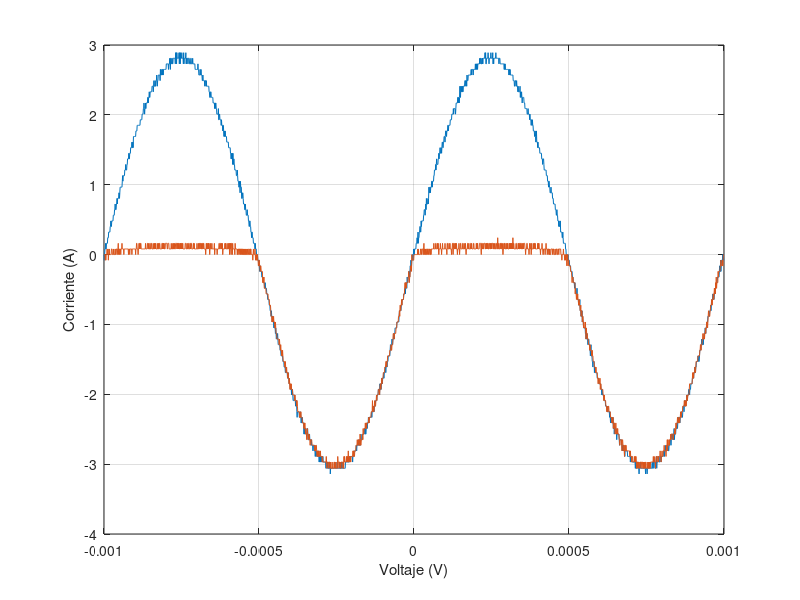

Recreate this plot in MATLAB.
t=[-1.00E-03
-9.99E-04
-9.98E-04
-9.97E-04
-9.96E-04
-9.95E-04
-9.94E-04
-9.93E-04
-9.92E-04
-9.91E-04
-9.90E-04
-9.89E-04
-9.88E-04
-9.87E-04
-9.86E-04
-9.85E-04
-9.84E-04
-9.83E-04
-9.82E-04
-9.81E-04
-9.80E-04
-9.79E-04
-9.78E-04
-9.77E-04
-9.76E-04
-9.75E-04
-9.74E-04
-9.73E-04
-9.72E-04
-9.71E-04
-9.70E-04
-9.69E-04
-9.68E-04
-9.67E-04
-9.66E-04
-9.65E-04
-9.64E-04
-9.63E-04
-9.62E-04
-9.61E-04
-9.60E-04
-9.59E-04
-9.58E-04
-9.57E-04
-9.56E-04
-9.55E-04
-9.54E-04
-9.53E-04
-9.52E-04
-9.51E-04
-9.50E-04
-9.49E-04
-9.48E-04
-9.47E-04
-9.46E-04
-9.45E-04
-9.44E-04
-9.43E-04
-9.42E-04
-9.41E-04
-9.40E-04
-9.39E-04
-9.38E-04
-9.37E-04
-9.36E-04
-9.35E-04
-9.34E-04
-9.33E-04
-9.32E-04
-9.31E-04
-9.30E-04
-9.29E-04
-9.28E-04
-9.27E-04
-9.26E-04
-9.25E-04
-9.24E-04
-9.23E-04
-9.22E-04
-9.21E-04
-9.20E-04
-9.19E-04
-9.18E-04
-9.17E-04
-9.16E-04
-9.15E-04
-9.14E-04
-9.13E-04
-9.12E-04
-9.11E-04
-9.10E-04
-9.09E-04
-9.08E-04
-9.07E-04
-9.06E-04
-9.05E-04
-9.04E-04
-9.03E-04
-9.02E-04
-9.01E-04
-9.00E-04
-8.99E-04
-8.98E-04
-8.97E-04
-8.96E-04
-8.95E-04
-8.94E-04
-8.93E-04
-8.92E-04
-8.91E-04
-8.90E-04
-8.89E-04
-8.88E-04
-8.87E-04
-8.86E-04
-8.85E-04
-8.84E-04
-8.83E-04
-8.82E-04
-8.81E-04
-8.80E-04
-8.79E-04
-8.78E-04
-8.77E-04
-8.76E-04
-8.75E-04
-8.74E-04
-8.73E-04
-8.72E-04
-8.71E-04
-8.70E-04
-8.69E-04
-8.68E-04
-8.67E-04
-8.66E-04
-8.65E-04
-8.64E-04
-8.63E-04
-8.62E-04
-8.61E-04
-8.60E-04
-8.59E-04
-8.58E-04
-8.57E-04
-8.56E-04
-8.55E-04
-8.54E-04
-8.53E-04
-8.52E-04
-8.51E-04
-8.50E-04
-8.49E-04
-8.48E-04
-8.47E-04
-8.46E-04
-8.45E-04
-8.44E-04
-8.43E-04
-8.42E-04
-8.41E-04
-8.40E-04
-8.39E-04
-8.38E-04
-8.37E-04
-8.36E-04
-8.35E-04
-8.34E-04
-8.33E-04
-8.32E-04
-8.31E-04
-8.30E-04
-8.29E-04
-8.28E-04
-8.27E-04
-8.26E-04
-8.25E-04
-8.24E-04
-8.23E-04
-8.22E-04
-8.21E-04
-8.20E-04
-8.19E-04
-8.18E-04
-8.17E-04
-8.16E-04
-8.15E-04
-8.14E-04
-8.13E-04
-8.12E-04
-8.11E-04
-8.10E-04
-8.09E-04
-8.08E-04
-8.07E-04
-8.06E-04
-8.05E-04
-8.04E-04
-8.03E-04
-8.02E-04
-8.01E-04
-8.00E-04
-7.99E-04
-7.98E-04
-7.97E-04
-7.96E-04
-7.95E-04
-7.94E-04
-7.93E-04
-7.92E-04
-7.91E-04
-7.90E-04
-7.89E-04
-7.88E-04
-7.87E-04
-7.86E-04
-7.85E-04
-7.84E-04
-7.83E-04
-7.82E-04
-7.81E-04
-7.80E-04
-7.79E-04
-7.78E-04
-7.77E-04
-7.76E-04
-7.75E-04
-7.74E-04
-7.73E-04
-7.72E-04
-7.71E-04
-7.70E-04
-7.69E-04
-7.68E-04
-7.67E-04
-7.66E-04
-7.65E-04
-7.64E-04
-7.63E-04
-7.62E-04
-7.61E-04
-7.60E-04
-7.59E-04
-7.58E-04
-7.57E-04
-7.56E-04
-7.55E-04
-7.54E-04
-7.53E-04
-7.52E-04
-7.51E-04
-7.50E-04
-7.49E-04
-7.48E-04
-7.47E-04
-7.46E-04
-7.45E-04
-7.44E-04
-7.43E-04
-7.42E-04
-7.41E-04
-7.40E-04
-7.39E-04
-7.38E-04
-7.37E-04
-7.36E-04
-7.35E-04
-7.34E-04
-7.33E-04
-7.32E-04
-7.31E-04
-7.30E-04
-7.29E-04
-7.28E-04
-7.27E-04
-7.26E-04
-7.25E-04
-7.24E-04
-7.23E-04
-7.22E-04
-7.21E-04
-7.20E-04
-7.19E-04
-7.18E-04
-7.17E-04
-7.16E-04
-7.15E-04
-7.14E-04
-7.13E-04
-7.12E-04
-7.11E-04
-7.10E-04
-7.09E-04
-7.08E-04
-7.07E-04
-7.06E-04
-7.05E-04
-7.04E-04
-7.03E-04
-7.02E-04
-7.01E-04
-7.00E-04
-6.99E-04
-6.98E-04
-6.97E-04
-6.96E-04
-6.95E-04
-6.94E-04
-6.93E-04
-6.92E-04
-6.91E-04
-6.90E-04
-6.89E-04
-6.88E-04
-6.87E-04
-6.86E-04
-6.85E-04
-6.84E-04
-6.83E-04
-6.82E-04
-6.81E-04
-6.80E-04
-6.79E-04
-6.78E-04
-6.77E-04
-6.76E-04
-6.75E-04
-6.74E-04
-6.73E-04
-6.72E-04
-6.71E-04
-6.70E-04
-6.69E-04
-6.68E-04
-6.67E-04
-6.66E-04
-6.65E-04
-6.64E-04
-6.63E-04
-6.62E-04
-6.61E-04
-6.60E-04
-6.59E-04
-6.58E-04
-6.57E-04
-6.56E-04
-6.55E-04
-6.54E-04
-6.53E-04
-6.52E-04
-6.51E-04
-6.50E-04
-6.49E-04
-6.48E-04
-6.47E-04
-6.46E-04
-6.45E-04
-6.44E-04
-6.43E-04
-6.42E-04
-6.41E-04
-6.40E-04
-6.39E-04
-6.38E-04
-6.37E-04
-6.36E-04
-6.35E-04
-6.34E-04
-6.33E-04
-6.32E-04
-6.31E-04
-6.30E-04
-6.29E-04
-6.28E-04
-6.27E-04
-6.26E-04
-6.25E-04
-6.24E-04
-6.23E-04
-6.22E-04
-6.21E-04
-6.20E-04
-6.19E-04
-6.18E-04
-6.17E-04
-6.16E-04
-6.15E-04
-6.14E-04
-6.13E-04
-6.12E-04
-6.11E-04
-6.10E-04
-6.09E-04
-6.08E-04
-6.07E-04
-6.06E-04
-6.05E-04
-6.04E-04
-6.03E-04
-6.02E-04
-6.01E-04
-6.00E-04
-5.99E-04
-5.98E-04
-5.97E-04
-5.96E-04
-5.95E-04
-5.94E-04
-5.93E-04
-5.92E-04
-5.91E-04
-5.90E-04
-5.89E-04
-5.88E-04
-5.87E-04
-5.86E-04
-5.85E-04
-5.84E-04
-5.83E-04
-5.82E-04
-5.81E-04
-5.80E-04
-5.79E-04
-5.78E-04
-5.77E-04
-5.76E-04
-5.75E-04
-5.74E-04
-5.73E-04
-5.72E-04
-5.71E-04
-5.70E-04
-5.69E-04
-5.68E-04
-5.67E-04
-5.66E-04
-5.65E-04
-5.64E-04
-5.63E-04
-5.62E-04
-5.61E-04
-5.60E-04
-5.59E-04
-5.58E-04
-5.57E-04
-5.56E-04
-5.55E-04
-5.54E-04
-5.53E-04
-5.52E-04
-5.51E-04
-5.50E-04
-5.49E-04
-5.48E-04
-5.47E-04
-5.46E-04
-5.45E-04
-5.44E-04
-5.43E-04
-5.42E-04
-5.41E-04
-5.40E-04
-5.39E-04
-5.38E-04
-5.37E-04
-5.36E-04
-5.35E-04
-5.34E-04
-5.33E-04
-5.32E-04
-5.31E-04
-5.30E-04
-5.29E-04
-5.28E-04
-5.27E-04
-5.26E-04
-5.25E-04
-5.24E-04
-5.23E-04
-5.22E-04
-5.21E-04
-5.20E-04
-5.19E-04
-5.18E-04
-5.17E-04
-5.16E-04
-5.15E-04
-5.14E-04
-5.13E-04
-5.12E-04
-5.11E-04
-5.10E-04
-5.09E-04
-5.08E-04
-5.07E-04
-5.06E-04
-5.05E-04
-5.04E-04
-5.03E-04
-5.02E-04
-5.01E-04
-5.00E-04
-4.99E-04
-4.98E-04
-4.97E-04
-4.96E-04
-4.95E-04
-4.94E-04
-4.93E-04
-4.92E-04
-4.91E-04
-4.90E-04
-4.89E-04
-4.88E-04
-4.87E-04
-4.86E-04
-4.85E-04
-4.84E-04
-4.83E-04
-4.82E-04
-4.81E-04
-4.80E-04
-4.79E-04
-4.78E-04
-4.77E-04
-4.76E-04
-4.75E-04
-4.74E-04
-4.73E-04
-4.72E-04
-4.71E-04
-4.70E-04
-4.69E-04
-4.68E-04
-4.67E-04
-4.66E-04
-4.65E-04
-4.64E-04
-4.63E-04
-4.62E-04
-4.61E-04
-4.60E-04
-4.59E-04
-4.58E-04
-4.57E-04
-4.56E-04
-4.55E-04
-4.54E-04
-4.53E-04
-4.52E-04
-4.51E-04
-4.50E-04
-4.49E-04
-4.48E-04
-4.47E-04
-4.46E-04
-4.45E-04
-4.44E-04
-4.43E-04
-4.42E-04
-4.41E-04
-4.40E-04
-4.39E-04
-4.38E-04
-4.37E-04
-4.36E-04
-4.35E-04
-4.34E-04
-4.33E-04
-4.32E-04
-4.31E-04
-4.30E-04
-4.29E-04
-4.28E-04
-4.27E-04
-4.26E-04
-4.25E-04
-4.24E-04
-4.23E-04
-4.22E-04
-4.21E-04
-4.20E-04
-4.19E-04
-4.18E-04
-4.17E-04
-4.16E-04
-4.15E-04
-4.14E-04
-4.13E-04
-4.12E-04
-4.11E-04
-4.10E-04
-4.09E-04
-4.08E-04
-4.07E-04
-4.06E-04
-4.05E-04
-4.04E-04
-4.03E-04
-4.02E-04
-4.01E-04
-4.00E-04
-3.99E-04
-3.98E-04
-3.97E-04
-3.96E-04
-3.95E-04
-3.94E-04
-3.93E-04
-3.92E-04
-3.91E-04
-3.90E-04
-3.89E-04
-3.88E-04
-3.87E-04
-3.86E-04
-3.85E-04
-3.84E-04
-3.83E-04
-3.82E-04
-3.81E-04
-3.80E-04
-3.79E-04
-3.78E-04
-3.77E-04
-3.76E-04
-3.75E-04
-3.74E-04
-3.73E-04
-3.72E-04
-3.71E-04
-3.70E-04
-3.69E-04
-3.68E-04
-3.67E-04
-3.66E-04
-3.65E-04
-3.64E-04
-3.63E-04
-3.62E-04
-3.61E-04
-3.60E-04
-3.59E-04
-3.58E-04
-3.57E-04
-3.56E-04
-3.55E-04
-3.54E-04
-3.53E-04
-3.52E-04
-3.51E-04
-3.50E-04
-3.49E-04
-3.48E-04
-3.47E-04
-3.46E-04
-3.45E-04
-3.44E-04
-3.43E-04
-3.42E-04
-3.41E-04
-3.40E-04
-3.39E-04
-3.38E-04
-3.37E-04
-3.36E-04
-3.35E-04
-3.34E-04
-3.33E-04
-3.32E-04
-3.31E-04
-3.30E-04
-3.29E-04
-3.28E-04
-3.27E-04
-3.26E-04
-3.25E-04
-3.24E-04
-3.23E-04
-3.22E-04
-3.21E-04
-3.20E-04
-3.19E-04
-3.18E-04
-3.17E-04
-3.16E-04
-3.15E-04
-3.14E-04
-3.13E-04
-3.12E-04
-3.11E-04
-3.10E-04
-3.09E-04
-3.08E-04
-3.07E-04
-3.06E-04
-3.05E-04
-3.04E-04
-3.03E-04
-3.02E-04
-3.01E-04
-3.00E-04
-2.99E-04
-2.98E-04
-2.97E-04
-2.96E-04
-2.95E-04
-2.94E-04
-2.93E-04
-2.92E-04
-2.91E-04
-2.90E-04
-2.89E-04
-2.88E-04
-2.87E-04
-2.86E-04
-2.85E-04
-2.84E-04
-2.83E-04
-2.82E-04
-2.81E-04
-2.80E-04
-2.79E-04
-2.78E-04
-2.77E-04
-2.76E-04
-2.75E-04
-2.74E-04
-2.73E-04
-2.72E-04
-2.71E-04
-2.70E-04
-2.69E-04
-2.68E-04
-2.67E-04
-2.66E-04
-2.65E-04
-2.64E-04
-2.63E-04
-2.62E-04
-2.61E-04
-2.60E-04
-2.59E-04
-2.58E-04
-2.57E-04
-2.56E-04
-2.55E-04
-2.54E-04
-2.53E-04
-2.52E-04
-2.51E-04
-2.50E-04
-2.49E-04
-2.48E-04
-2.47E-04
-2.46E-04
-2.45E-04
-2.44E-04
-2.43E-04
-2.42E-04
-2.41E-04
-2.40E-04
-2.39E-04
-2.38E-04
-2.37E-04
-2.36E-04
-2.35E-04
-2.34E-04
-2.33E-04
-2.32E-04
-2.31E-04
-2.30E-04
-2.29E-04
-2.28E-04
-2.27E-04
-2.26E-04
-2.25E-04
-2.24E-04
-2.23E-04
-2.22E-04
-2.21E-04
-2.20E-04
-2.19E-04
-2.18E-04
-2.17E-04
-2.16E-04
-2.15E-04
-2.14E-04
-2.13E-04
-2.12E-04
-2.11E-04
-2.10E-04
-2.09E-04
-2.08E-04
-2.07E-04
-2.06E-04
-2.05E-04
-2.04E-04
-2.03E-04
-2.02E-04
-2.01E-04
-2.00E-04
-1.99E-04
-1.98E-04
-1.97E-04
-1.96E-04
-1.95E-04
-1.94E-04
-1.93E-04
-1.92E-04
-1.91E-04
-1.90E-04
-1.89E-04
-1.88E-04
-1.87E-04
-1.86E-04
-1.85E-04
-1.84E-04
-1.83E-04
-1.82E-04
-1.81E-04
-1.80E-04
-1.79E-04
-1.78E-04
-1.77E-04
-1.76E-04
-1.75E-04
-1.74E-04
-1.73E-04
-1.72E-04
-1.71E-04
-1.70E-04
-1.69E-04
-1.68E-04
-1.67E-04
-1.66E-04
-1.65E-04
-1.64E-04
-1.63E-04
-1.62E-04
-1.61E-04
-1.60E-04
-1.59E-04
-1.58E-04
-1.57E-04
-1.56E-04
-1.55E-04
-1.54E-04
-1.53E-04
-1.52E-04
-1.51E-04
-1.50E-04
-1.49E-04
-1.48E-04
-1.47E-04
-1.46E-04
-1.45E-04
-1.44E-04
-1.43E-04
-1.42E-04
-1.41E-04
-1.40E-04
-1.39E-04
-1.38E-04
-1.37E-04
-1.36E-04
-1.35E-04
-1.34E-04
-1.33E-04
-1.32E-04
-1.31E-04
-1.30E-04
-1.29E-04
-1.28E-04
-1.27E-04
-1.26E-04
-1.25E-04
-1.24E-04
-1.23E-04
-1.22E-04
-1.21E-04
-1.20E-04
-1.19E-04
-1.18E-04
-1.17E-04
-1.16E-04
-1.15E-04
-1.14E-04
-1.13E-04
-1.12E-04
-1.11E-04
-1.10E-04
-1.09E-04
-1.08E-04
-1.07E-04
-1.06E-04
-1.05E-04
-1.04E-04
-1.03E-04
-1.02E-04
-1.01E-04
-1.00E-04
-9.90E-05
-9.80E-05
-9.70E-05
-9.60E-05
-9.50E-05
-9.40E-05
-9.30E-05
-9.20E-05
-9.10E-05
-9.00E-05
-8.90E-05
-8.80E-05
-8.70E-05
-8.60E-05
-8.50E-05
-8.40E-05
-8.30E-05
-8.20E-05
-8.10E-05
-8.00E-05
-7.90E-05
-7.80E-05
-7.70E-05
-7.60E-05
-7.50E-05
-7.40E-05
-7.30E-05
-7.20E-05
-7.10E-05
-7.00E-05
-6.90E-05
-6.80E-05
-6.70E-05
-6.60E-05
-6.50E-05
-6.40E-05
-6.30E-05
-6.20E-05
-6.10E-05
-6.00E-05
-5.90E-05
-5.80E-05
-5.70E-05
-5.60E-05
-5.50E-05
-5.40E-05
-5.30E-05
-5.20E-05
-5.10E-05
-5.00E-05
-4.90E-05
-4.80E-05
-4.70E-05
-4.60E-05
-4.50E-05
-4.40E-05
-4.30E-05
-4.20E-05
-4.10E-05
-4.00E-05
-3.90E-05
-3.80E-05
-3.70E-05
-3.60E-05
-3.50E-05
-3.40E-05
-3.30E-05
-3.20E-05
-3.10E-05
-3.00E-05
-2.90E-05
-2.80E-05
-2.70E-05
-2.60E-05
-2.50E-05
-2.40E-05
-2.30E-05
-2.20E-05
-2.10E-05
-2.00E-05
-1.90E-05
-1.80E-05
-1.70E-05
-1.60E-05
-1.50E-05
-1.40E-05
-1.30E-05
-1.20E-05
-1.10E-05
-1.00E-05
-9.00E-06
-8.00E-06
-7.00E-06
-6.00E-06
-5.00E-06
-4.00E-06
-3.00E-06
-2.00E-06
-1.00E-06
0.00E+00
1.00E-06
2.00E-06
3.00E-06
4.00E-06
5.00E-06
6.00E-06
7.00E-06
8.00E-06
9.00E-06
1.00E-05
1.10E-05
1.20E-05
1.30E-05
1.40E-05
1.50E-05
1.60E-05
1.70E-05
1.80E-05
1.90E-05
2.00E-05
2.10E-05
2.20E-05
2.30E-05
2.40E-05
2.50E-05
2.60E-05
2.70E-05
2.80E-05
2.90E-05
3.00E-05
3.10E-05
3.20E-05
3.30E-05
3.40E-05
3.50E-05
3.60E-05
3.70E-05
3.80E-05
3.90E-05
4.00E-05
4.10E-05
4.20E-05
4.30E-05
4.40E-05
4.50E-05
4.60E-05
4.70E-05
4.80E-05
4.90E-05
5.00E-05
5.10E-05
5.20E-05
5.30E-05
5.40E-05
5.50E-05
5.60E-05
5.70E-05
5.80E-05
5.90E-05
6.00E-05
6.10E-05
6.20E-05
6.30E-05
6.40E-05
6.50E-05
6.60E-05
6.70E-05
6.80E-05
6.90E-05
7.00E-05
7.10E-05
7.20E-05
7.30E-05
7.40E-05
7.50E-05
7.60E-05
7.70E-05
7.80E-05
7.90E-05
8.00E-05
8.10E-05
8.20E-05
8.30E-05
8.40E-05
8.50E-05
8.60E-05
8.70E-05
8.80E-05
8.90E-05
9.00E-05
9.10E-05
9.20E-05
9.30E-05
9.40E-05
9.50E-05
9.60E-05
9.70E-05
9.80E-05
9.90E-05
1.00E-04
1.01E-04
1.02E-04
1.03E-04
1.04E-04
1.05E-04
1.06E-04
1.07E-04
1.08E-04
1.09E-04
1.10E-04
1.11E-04
1.12E-04
1.13E-04
1.14E-04
1.15E-04
1.16E-04
1.17E-04
1.18E-04
1.19E-04
1.20E-04
1.21E-04
1.22E-04
1.23E-04
1.24E-04
1.25E-04
1.26E-04
1.27E-04
1.28E-04
1.29E-04
1.30E-04
1.31E-04
1.32E-04
1.33E-04
1.34E-04
1.35E-04
1.36E-04
1.37E-04
1.38E-04
1.39E-04
1.40E-04
1.41E-04
1.42E-04
1.43E-04
1.44E-04
1.45E-04
1.46E-04
1.47E-04
1.48E-04
1.49E-04
1.50E-04
1.51E-04
1.52E-04
1.53E-04
1.54E-04
1.55E-04
1.56E-04
1.57E-04
1.58E-04
1.59E-04
1.60E-04
1.61E-04
1.62E-04
1.63E-04
1.64E-04
1.65E-04
1.66E-04
1.67E-04
1.68E-04
1.69E-04
1.70E-04
1.71E-04
1.72E-04
1.73E-04
1.74E-04
1.75E-04
1.76E-04
1.77E-04
1.78E-04
1.79E-04
1.80E-04
1.81E-04
1.82E-04
1.83E-04
1.84E-04
1.85E-04
1.86E-04
1.87E-04
1.88E-04
1.89E-04
1.90E-04
1.91E-04
1.92E-04
1.93E-04
1.94E-04
1.95E-04
1.96E-04
1.97E-04
1.98E-04
1.99E-04
2.00E-04
2.01E-04
2.02E-04
2.03E-04
2.04E-04
2.05E-04
2.06E-04
2.07E-04
2.08E-04
2.09E-04
2.10E-04
2.11E-04
2.12E-04
2.13E-04
2.14E-04
2.15E-04
2.16E-04
2.17E-04
2.18E-04
2.19E-04
2.20E-04
2.21E-04
2.22E-04
2.23E-04
2.24E-04
2.25E-04
2.26E-04
2.27E-04
2.28E-04
2.29E-04
2.30E-04
2.31E-04
2.32E-04
2.33E-04
2.34E-04
2.35E-04
2.36E-04
2.37E-04
2.38E-04
2.39E-04
2.40E-04
2.41E-04
2.42E-04
2.43E-04
2.44E-04
2.45E-04
2.46E-04
2.47E-04
2.48E-04
2.49E-04
2.50E-04
2.51E-04
2.52E-04
2.53E-04
2.54E-04
2.55E-04
2.56E-04
2.57E-04
2.58E-04
2.59E-04
2.60E-04
2.61E-04
2.62E-04
2.63E-04
2.64E-04
2.65E-04
2.66E-04
2.67E-04
2.68E-04
2.69E-04
2.70E-04
2.71E-04
2.72E-04
2.73E-04
2.74E-04
2.75E-04
2.76E-04
2.77E-04
2.78E-04
2.79E-04
2.80E-04
2.81E-04
2.82E-04
2.83E-04
2.84E-04
2.85E-04
2.86E-04
2.87E-04
2.88E-04
2.89E-04
2.90E-04
2.91E-04
2.92E-04
2.93E-04
2.94E-04
2.95E-04
2.96E-04
2.97E-04
2.98E-04
2.99E-04
3.00E-04
3.01E-04
3.02E-04
3.03E-04
3.04E-04
3.05E-04
3.06E-04
3.07E-04
3.08E-04
3.09E-04
3.10E-04
3.11E-04
3.12E-04
3.13E-04
3.14E-04
3.15E-04
3.16E-04
3.17E-04
3.18E-04
3.19E-04
3.20E-04
3.21E-04
3.22E-04
3.23E-04
3.24E-04
3.25E-04
3.26E-04
3.27E-04
3.28E-04
3.29E-04
3.30E-04
3.31E-04
3.32E-04
3.33E-04
3.34E-04
3.35E-04
3.36E-04
3.37E-04
3.38E-04
3.39E-04
3.40E-04
3.41E-04
3.42E-04
3.43E-04
3.44E-04
3.45E-04
3.46E-04
3.47E-04
3.48E-04
3.49E-04
3.50E-04
3.51E-04
3.52E-04
3.53E-04
3.54E-04
3.55E-04
3.56E-04
3.57E-04
3.58E-04
3.59E-04
3.60E-04
3.61E-04
3.62E-04
3.63E-04
3.64E-04
3.65E-04
3.66E-04
3.67E-04
3.68E-04
3.69E-04
3.70E-04
3.71E-04
3.72E-04
3.73E-04
3.74E-04
3.75E-04
3.76E-04
3.77E-04
3.78E-04
3.79E-04
3.80E-04
3.81E-04
3.82E-04
3.83E-04
3.84E-04
3.85E-04
3.86E-04
3.87E-04
3.88E-04
3.89E-04
3.90E-04
3.91E-04
3.92E-04
3.93E-04
3.94E-04
3.95E-04
3.96E-04
3.97E-04
3.98E-04
3.99E-04
4.00E-04
4.01E-04
4.02E-04
4.03E-04
4.04E-04
4.05E-04
4.06E-04
4.07E-04
4.08E-04
4.09E-04
4.10E-04
4.11E-04
4.12E-04
4.13E-04
4.14E-04
4.15E-04
4.16E-04
4.17E-04
4.18E-04
4.19E-04
4.20E-04
4.21E-04
4.22E-04
4.23E-04
4.24E-04
4.25E-04
4.26E-04
4.27E-04
4.28E-04
4.29E-04
4.30E-04
4.31E-04
4.32E-04
4.33E-04
4.34E-04
4.35E-04
4.36E-04
4.37E-04
4.38E-04
4.39E-04
4.40E-04
4.41E-04
4.42E-04
4.43E-04
4.44E-04
4.45E-04
4.46E-04
4.47E-04
4.48E-04
4.49E-04
4.50E-04
4.51E-04
4.52E-04
4.53E-04
4.54E-04
4.55E-04
4.56E-04
4.57E-04
4.58E-04
4.59E-04
4.60E-04
4.61E-04
4.62E-04
4.63E-04
4.64E-04
4.65E-04
4.66E-04
4.67E-04
4.68E-04
4.69E-04
4.70E-04
4.71E-04
4.72E-04
4.73E-04
4.74E-04
4.75E-04
4.76E-04
4.77E-04
4.78E-04
4.79E-04
4.80E-04
4.81E-04
4.82E-04
4.83E-04
4.84E-04
4.85E-04
4.86E-04
4.87E-04
4.88E-04
4.89E-04
4.90E-04
4.91E-04
4.92E-04
4.93E-04
4.94E-04
4.95E-04
4.96E-04
4.97E-04
4.98E-04
4.99E-04
5.00E-04
5.01E-04
5.02E-04
5.03E-04
5.04E-04
5.05E-04
5.06E-04
5.07E-04
5.08E-04
5.09E-04
5.10E-04
5.11E-04
5.12E-04
5.13E-04
5.14E-04
5.15E-04
5.16E-04
5.17E-04
5.18E-04
5.19E-04
5.20E-04
5.21E-04
5.22E-04
5.23E-04
5.24E-04
5.25E-04
5.26E-04
5.27E-04
5.28E-04
5.29E-04
5.30E-04
5.31E-04
5.32E-04
5.33E-04
5.34E-04
5.35E-04
5.36E-04
5.37E-04
5.38E-04
5.39E-04
5.40E-04
5.41E-04
5.42E-04
5.43E-04
5.44E-04
5.45E-04
5.46E-04
5.47E-04
5.48E-04
5.49E-04
5.50E-04
5.51E-04
5.52E-04
5.53E-04
5.54E-04
5.55E-04
5.56E-04
5.57E-04
5.58E-04
5.59E-04
5.60E-04
5.61E-04
5.62E-04
5.63E-04
5.64E-04
5.65E-04
5.66E-04
5.67E-04
5.68E-04
5.69E-04
5.70E-04
5.71E-04
5.72E-04
5.73E-04
5.74E-04
5.75E-04
5.76E-04
5.77E-04
5.78E-04
5.79E-04
5.80E-04
5.81E-04
5.82E-04
5.83E-04
5.84E-04
5.85E-04
5.86E-04
5.87E-04
5.88E-04
5.89E-04
5.90E-04
5.91E-04
5.92E-04
5.93E-04
5.94E-04
5.95E-04
5.96E-04
5.97E-04
5.98E-04
5.99E-04
6.00E-04
6.01E-04
6.02E-04
6.03E-04
6.04E-04
6.05E-04
6.06E-04
6.07E-04
6.08E-04
6.09E-04
6.10E-04
6.11E-04
6.12E-04
6.13E-04
6.14E-04
6.15E-04
6.16E-04
6.17E-04
6.18E-04
6.19E-04
6.20E-04
6.21E-04
6.22E-04
6.23E-04
6.24E-04
6.25E-04
6.26E-04
6.27E-04
6.28E-04
6.29E-04
6.30E-04
6.31E-04
6.32E-04
6.33E-04
6.34E-04
6.35E-04
6.36E-04
6.37E-04
6.38E-04
6.39E-04
6.40E-04
6.41E-04
6.42E-04
6.43E-04
6.44E-04
6.45E-04
6.46E-04
6.47E-04
6.48E-04
6.49E-04
6.50E-04
6.51E-04
6.52E-04
6.53E-04
6.54E-04
6.55E-04
6.56E-04
6.57E-04
6.58E-04
6.59E-04
6.60E-04
6.61E-04
6.62E-04
6.63E-04
6.64E-04
6.65E-04
6.66E-04
6.67E-04
6.68E-04
6.69E-04
6.70E-04
6.71E-04
6.72E-04
6.73E-04
6.74E-04
6.75E-04
6.76E-04
6.77E-04
6.78E-04
6.79E-04
6.80E-04
6.81E-04
6.82E-04
6.83E-04
6.84E-04
6.85E-04
6.86E-04
6.87E-04
6.88E-04
6.89E-04
6.90E-04
6.91E-04
6.92E-04
6.93E-04
6.94E-04
6.95E-04
6.96E-04
6.97E-04
6.98E-04
6.99E-04
7.00E-04
7.01E-04
7.02E-04
7.03E-04
7.04E-04
7.05E-04
7.06E-04
7.07E-04
7.08E-04
7.09E-04
7.10E-04
7.11E-04
7.12E-04
7.13E-04
7.14E-04
7.15E-04
7.16E-04
7.17E-04
7.18E-04
7.19E-04
7.20E-04
7.21E-04
7.22E-04
7.23E-04
7.24E-04
7.25E-04
7.26E-04
7.27E-04
7.28E-04
7.29E-04
7.30E-04
7.31E-04
7.32E-04
7.33E-04
7.34E-04
7.35E-04
7.36E-04
7.37E-04
7.38E-04
7.39E-04
7.40E-04
7.41E-04
7.42E-04
7.43E-04
7.44E-04
7.45E-04
7.46E-04
7.47E-04
7.48E-04
7.49E-04
7.50E-04
7.51E-04
7.52E-04
7.53E-04
7.54E-04
7.55E-04
7.56E-04
7.57E-04
7.58E-04
7.59E-04
7.60E-04
7.61E-04
7.62E-04
7.63E-04
7.64E-04
7.65E-04
7.66E-04
7.67E-04
7.68E-04
7.69E-04
7.70E-04
7.71E-04
7.72E-04
7.73E-04
7.74E-04
7.75E-04
7.76E-04
7.77E-04
7.78E-04
7.79E-04
7.80E-04
7.81E-04
7.82E-04
7.83E-04
7.84E-04
7.85E-04
7.86E-04
7.87E-04
7.88E-04
7.89E-04
7.90E-04
7.91E-04
7.92E-04
7.93E-04
7.94E-04
7.95E-04
7.96E-04
7.97E-04
7.98E-04
7.99E-04
8.00E-04
8.01E-04
8.02E-04
8.03E-04
8.04E-04
8.05E-04
8.06E-04
8.07E-04
8.08E-04
8.09E-04
8.10E-04
8.11E-04
8.12E-04
8.13E-04
8.14E-04
8.15E-04
8.16E-04
8.17E-04
8.18E-04
8.19E-04
8.20E-04
8.21E-04
8.22E-04
8.23E-04
8.24E-04
8.25E-04
8.26E-04
8.27E-04
8.28E-04
8.29E-04
8.30E-04
8.31E-04
8.32E-04
8.33E-04
8.34E-04
8.35E-04
8.36E-04
8.37E-04
8.38E-04
8.39E-04
8.40E-04
8.41E-04
8.42E-04
8.43E-04
8.44E-04
8.45E-04
8.46E-04
8.47E-04
8.48E-04
8.49E-04
8.50E-04
8.51E-04
8.52E-04
8.53E-04
8.54E-04
8.55E-04
8.56E-04
8.57E-04
8.58E-04
8.59E-04
8.60E-04
8.61E-04
8.62E-04
8.63E-04
8.64E-04
8.65E-04
8.66E-04
8.67E-04
8.68E-04
8.69E-04
8.70E-04
8.71E-04
8.72E-04
8.73E-04
8.74E-04
8.75E-04
8.76E-04
8.77E-04
8.78E-04
8.79E-04
8.80E-04
8.81E-04
8.82E-04
8.83E-04
8.84E-04
8.85E-04
8.86E-04
8.87E-04
8.88E-04
8.89E-04
8.90E-04
8.91E-04
8.92E-04
8.93E-04
8.94E-04
8.95E-04
8.96E-04
8.97E-04
8.98E-04
8.99E-04
9.00E-04
9.01E-04
9.02E-04
9.03E-04
9.04E-04
9.05E-04
9.06E-04
9.07E-04
9.08E-04
9.09E-04
9.10E-04
9.11E-04
9.12E-04
9.13E-04
9.14E-04
9.15E-04
9.16E-04
9.17E-04
9.18E-04
9.19E-04
9.20E-04
9.21E-04
9.22E-04
9.23E-04
9.24E-04
9.25E-04
9.26E-04
9.27E-04
9.28E-04
9.29E-04
9.30E-04
9.31E-04
9.32E-04
9.33E-04
9.34E-04
9.35E-04
9.36E-04
9.37E-04
9.38E-04
9.39E-04
9.40E-04
9.41E-04
9.42E-04
9.43E-04
9.44E-04
9.45E-04
9.46E-04
9.47E-04
9.48E-04
9.49E-04
9.50E-04
9.51E-04
9.52E-04
9.53E-04
9.54E-04
9.55E-04
9.56E-04
9.57E-04
9.58E-04
9.59E-04
9.60E-04
9.61E-04
9.62E-04
9.63E-04
9.64E-04
9.65E-04
9.66E-04
9.67E-04
9.68E-04
9.69E-04
9.70E-04
9.71E-04
9.72E-04
9.73E-04
9.74E-04
9.75E-04
9.76E-04
9.77E-04
9.78E-04
9.79E-04
9.80E-04
9.81E-04
9.82E-04
9.83E-04
9.84E-04
9.85E-04
9.86E-04
9.87E-04
9.88E-04
9.89E-04
9.90E-04
9.91E-04
9.92E-04
9.93E-04
9.94E-04
9.95E-04
9.96E-04
9.97E-04
9.98E-04
9.99E-04];
x=[0.00E+00
-8.04E-02
0.00E+00
8.04E-02
8.04E-02
1.61E-01
8.04E-02
8.04E-02
1.61E-01
1.61E-01
1.61E-01
1.61E-01
2.41E-01
2.41E-01
2.41E-01
3.22E-01
3.22E-01
3.22E-01
3.22E-01
3.22E-01
4.02E-01
4.02E-01
4.82E-01
4.02E-01
4.02E-01
4.82E-01
4.82E-01
4.82E-01
4.82E-01
4.82E-01
5.63E-01
5.63E-01
5.63E-01
5.63E-01
6.43E-01
6.43E-01
7.24E-01
6.43E-01
6.43E-01
6.43E-01
7.24E-01
7.24E-01
8.04E-01
7.24E-01
8.04E-01
8.04E-01
8.04E-01
8.04E-01
8.84E-01
8.84E-01
8.04E-01
8.84E-01
9.65E-01
9.65E-01
9.65E-01
9.65E-01
9.65E-01
9.65E-01
9.65E-01
1.05E+00
1.13E+00
1.05E+00
1.13E+00
1.13E+00
1.13E+00
1.13E+00
1.13E+00
1.21E+00
1.21E+00
1.21E+00
1.29E+00
1.21E+00
1.21E+00
1.21E+00
1.29E+00
1.29E+00
1.37E+00
1.37E+00
1.37E+00
1.37E+00
1.45E+00
1.37E+00
1.37E+00
1.45E+00
1.45E+00
1.45E+00
1.53E+00
1.53E+00
1.53E+00
1.53E+00
1.61E+00
1.53E+00
1.53E+00
1.61E+00
1.53E+00
1.69E+00
1.69E+00
1.69E+00
1.69E+00
1.69E+00
1.69E+00
1.69E+00
1.69E+00
1.77E+00
1.77E+00
1.77E+00
1.77E+00
1.85E+00
1.85E+00
1.85E+00
1.85E+00
1.85E+00
1.85E+00
1.85E+00
1.85E+00
1.85E+00
1.85E+00
1.93E+00
1.93E+00
1.93E+00
1.93E+00
1.93E+00
1.93E+00
2.01E+00
2.01E+00
2.01E+00
2.01E+00
2.09E+00
2.09E+00
2.17E+00
2.09E+00
2.01E+00
2.09E+00
2.09E+00
2.17E+00
2.09E+00
2.17E+00
2.17E+00
2.17E+00
2.17E+00
2.17E+00
2.25E+00
2.25E+00
2.17E+00
2.25E+00
2.25E+00
2.33E+00
2.25E+00
2.25E+00
2.33E+00
2.33E+00
2.33E+00
2.33E+00
2.33E+00
2.33E+00
2.41E+00
2.41E+00
2.41E+00
2.41E+00
2.33E+00
2.41E+00
2.49E+00
2.41E+00
2.41E+00
2.41E+00
2.49E+00
2.41E+00
2.41E+00
2.49E+00
2.49E+00
2.57E+00
2.49E+00
2.41E+00
2.49E+00
2.49E+00
2.57E+00
2.57E+00
2.57E+00
2.57E+00
2.57E+00
2.57E+00
2.49E+00
2.65E+00
2.57E+00
2.65E+00
2.57E+00
2.57E+00
2.65E+00
2.65E+00
2.57E+00
2.65E+00
2.57E+00
2.65E+00
2.65E+00
2.65E+00
2.65E+00
2.65E+00
2.65E+00
2.65E+00
2.65E+00
2.65E+00
2.73E+00
2.73E+00
2.73E+00
2.73E+00
2.73E+00
2.73E+00
2.73E+00
2.65E+00
2.73E+00
2.73E+00
2.73E+00
2.81E+00
2.73E+00
2.65E+00
2.81E+00
2.81E+00
2.73E+00
2.73E+00
2.81E+00
2.81E+00
2.73E+00
2.73E+00
2.81E+00
2.81E+00
2.81E+00
2.81E+00
2.81E+00
2.81E+00
2.81E+00
2.73E+00
2.89E+00
2.81E+00
2.89E+00
2.73E+00
2.89E+00
2.81E+00
2.81E+00
2.81E+00
2.81E+00
2.81E+00
2.81E+00
2.89E+00
2.73E+00
2.89E+00
2.81E+00
2.73E+00
2.89E+00
2.81E+00
2.81E+00
2.81E+00
2.89E+00
2.81E+00
2.81E+00
2.81E+00
2.81E+00
2.73E+00
2.89E+00
2.73E+00
2.81E+00
2.81E+00
2.81E+00
2.81E+00
2.81E+00
2.89E+00
2.73E+00
2.81E+00
2.73E+00
2.81E+00
2.81E+00
2.81E+00
2.73E+00
2.81E+00
2.81E+00
2.81E+00
2.81E+00
2.73E+00
2.73E+00
2.73E+00
2.73E+00
2.81E+00
2.81E+00
2.73E+00
2.73E+00
2.73E+00
2.73E+00
2.81E+00
2.73E+00
2.73E+00
2.73E+00
2.73E+00
2.73E+00
2.73E+00
2.73E+00
2.65E+00
2.65E+00
2.65E+00
2.65E+00
2.65E+00
2.65E+00
2.65E+00
2.65E+00
2.65E+00
2.73E+00
2.65E+00
2.65E+00
2.57E+00
2.57E+00
2.57E+00
2.57E+00
2.65E+00
2.57E+00
2.57E+00
2.65E+00
2.57E+00
2.57E+00
2.57E+00
2.49E+00
2.49E+00
2.57E+00
2.49E+00
2.49E+00
2.49E+00
2.49E+00
2.49E+00
2.41E+00
2.49E+00
2.49E+00
2.49E+00
2.41E+00
2.49E+00
2.41E+00
2.41E+00
2.41E+00
2.41E+00
2.41E+00
2.41E+00
2.41E+00
2.41E+00
2.33E+00
2.33E+00
2.25E+00
2.25E+00
2.25E+00
2.33E+00
2.33E+00
2.25E+00
2.25E+00
2.25E+00
2.25E+00
2.25E+00
2.25E+00
2.17E+00
2.17E+00
2.17E+00
2.17E+00
2.17E+00
2.09E+00
2.17E+00
2.09E+00
2.17E+00
2.17E+00
2.09E+00
2.09E+00
2.01E+00
2.01E+00
2.01E+00
2.01E+00
2.01E+00
2.09E+00
1.93E+00
1.93E+00
2.01E+00
2.01E+00
1.93E+00
1.93E+00
1.93E+00
1.93E+00
1.85E+00
1.93E+00
1.85E+00
1.85E+00
1.85E+00
1.77E+00
1.85E+00
1.85E+00
1.77E+00
1.69E+00
1.77E+00
1.69E+00
1.69E+00
1.77E+00
1.69E+00
1.69E+00
1.69E+00
1.69E+00
1.61E+00
1.61E+00
1.61E+00
1.61E+00
1.61E+00
1.61E+00
1.53E+00
1.53E+00
1.53E+00
1.53E+00
1.53E+00
1.53E+00
1.45E+00
1.45E+00
1.37E+00
1.45E+00
1.37E+00
1.37E+00
1.45E+00
1.29E+00
1.45E+00
1.29E+00
1.29E+00
1.37E+00
1.29E+00
1.29E+00
1.21E+00
1.21E+00
1.21E+00
1.21E+00
1.21E+00
1.13E+00
1.13E+00
1.13E+00
1.21E+00
1.13E+00
1.05E+00
1.05E+00
1.05E+00
9.65E-01
9.65E-01
1.05E+00
9.65E-01
8.84E-01
1.05E+00
9.65E-01
9.65E-01
9.65E-01
8.04E-01
8.04E-01
8.04E-01
8.84E-01
8.84E-01
8.04E-01
7.24E-01
7.24E-01
7.24E-01
7.24E-01
6.43E-01
6.43E-01
7.24E-01
6.43E-01
6.43E-01
5.63E-01
5.63E-01
5.63E-01
6.43E-01
5.63E-01
5.63E-01
5.63E-01
4.82E-01
4.82E-01
4.02E-01
4.02E-01
4.82E-01
4.82E-01
4.02E-01
4.02E-01
3.22E-01
3.22E-01
2.41E-01
3.22E-01
3.22E-01
2.41E-01
2.41E-01
2.41E-01
1.61E-01
1.61E-01
1.61E-01
1.61E-01
1.61E-01
8.04E-02
1.61E-01
8.04E-02
8.04E-02
8.04E-02
0.00E+00
0.00E+00
0.00E+00
0.00E+00
-8.04E-02
-8.04E-02
-8.04E-02
-1.61E-01
-8.04E-02
-1.61E-01
-2.41E-01
-1.61E-01
-1.61E-01
-2.41E-01
-2.41E-01
-2.41E-01
-2.41E-01
-3.22E-01
-3.22E-01
-3.22E-01
-3.22E-01
-3.22E-01
-4.02E-01
-4.02E-01
-4.02E-01
-4.02E-01
-4.82E-01
-4.82E-01
-4.02E-01
-4.82E-01
-4.82E-01
-4.82E-01
-4.82E-01
-5.63E-01
-5.63E-01
-5.63E-01
-6.43E-01
-6.43E-01
-6.43E-01
-6.43E-01
-6.43E-01
-7.24E-01
-7.24E-01
-7.24E-01
-8.04E-01
-8.04E-01
-8.04E-01
-8.84E-01
-8.04E-01
-8.84E-01
-8.84E-01
-9.65E-01
-8.84E-01
-8.84E-01
-9.65E-01
-9.65E-01
-1.05E+00
-9.65E-01
-1.05E+00
-1.05E+00
-1.05E+00
-1.13E+00
-1.05E+00
-1.13E+00
-1.21E+00
-1.13E+00
-1.21E+00
-1.21E+00
-1.13E+00
-1.21E+00
-1.29E+00
-1.29E+00
-1.29E+00
-1.29E+00
-1.29E+00
-1.29E+00
-1.37E+00
-1.37E+00
-1.37E+00
-1.45E+00
-1.45E+00
-1.45E+00
-1.45E+00
-1.45E+00
-1.45E+00
-1.53E+00
-1.53E+00
-1.53E+00
-1.53E+00
-1.61E+00
-1.61E+00
-1.61E+00
-1.61E+00
-1.69E+00
-1.69E+00
-1.61E+00
-1.69E+00
-1.69E+00
-1.69E+00
-1.69E+00
-1.77E+00
-1.77E+00
-1.69E+00
-1.77E+00
-1.77E+00
-1.85E+00
-1.85E+00
-1.85E+00
-1.85E+00
-1.93E+00
-1.93E+00
-1.93E+00
-1.93E+00
-2.01E+00
-1.93E+00
-2.01E+00
-1.93E+00
-2.01E+00
-2.09E+00
-2.09E+00
-2.09E+00
-2.09E+00
-2.01E+00
-2.01E+00
-2.09E+00
-2.09E+00
-2.17E+00
-2.09E+00
-2.17E+00
-2.09E+00
-2.25E+00
-2.33E+00
-2.25E+00
-2.25E+00
-2.25E+00
-2.25E+00
-2.25E+00
-2.25E+00
-2.33E+00
-2.33E+00
-2.33E+00
-2.33E+00
-2.25E+00
-2.33E+00
-2.41E+00
-2.33E+00
-2.41E+00
-2.41E+00
-2.33E+00
-2.41E+00
-2.41E+00
-2.41E+00
-2.41E+00
-2.57E+00
-2.41E+00
-2.57E+00
-2.49E+00
-2.49E+00
-2.57E+00
-2.49E+00
-2.57E+00
-2.57E+00
-2.57E+00
-2.57E+00
-2.49E+00
-2.49E+00
-2.65E+00
-2.65E+00
-2.65E+00
-2.65E+00
-2.65E+00
-2.57E+00
-2.65E+00
-2.65E+00
-2.65E+00
-2.65E+00
-2.73E+00
-2.65E+00
-2.73E+00
-2.73E+00
-2.73E+00
-2.73E+00
-2.81E+00
-2.73E+00
-2.73E+00
-2.73E+00
-2.81E+00
-2.81E+00
-2.73E+00
-2.89E+00
-2.89E+00
-2.81E+00
-2.81E+00
-2.81E+00
-2.89E+00
-2.89E+00
-2.89E+00
-2.89E+00
-2.81E+00
-2.89E+00
-2.89E+00
-2.89E+00
-2.97E+00
-2.89E+00
-2.97E+00
-2.89E+00
-2.97E+00
-2.89E+00
-2.97E+00
-2.89E+00
-2.97E+00
-2.89E+00
-2.97E+00
-2.97E+00
-2.89E+00
-2.97E+00
-2.97E+00
-2.97E+00
-2.97E+00
-2.97E+00
-2.97E+00
-2.97E+00
-2.97E+00
-2.97E+00
-3.06E+00
-2.97E+00
-2.97E+00
-2.97E+00
-3.06E+00
-2.97E+00
-3.06E+00
-3.06E+00
-3.06E+00
-3.06E+00
-3.06E+00
-2.97E+00
-3.06E+00
-2.97E+00
-3.14E+00
-3.06E+00
-3.06E+00
-3.06E+00
-3.06E+00
-3.06E+00
-3.06E+00
-3.06E+00
-3.06E+00
-3.06E+00
-3.06E+00
-3.06E+00
-3.06E+00
-3.06E+00
-3.06E+00
-3.06E+00
-3.06E+00
-3.06E+00
-3.06E+00
-3.06E+00
-3.06E+00
-3.06E+00
-2.97E+00
-3.06E+00
-3.06E+00
-3.06E+00
-3.06E+00
-3.06E+00
-3.06E+00
-3.06E+00
-2.97E+00
-3.06E+00
-2.97E+00
-3.06E+00
-3.06E+00
-2.97E+00
-3.06E+00
-3.06E+00
-2.97E+00
-3.06E+00
-3.06E+00
-3.06E+00
-3.06E+00
-3.06E+00
-3.06E+00
-3.06E+00
-3.06E+00
-3.06E+00
-3.06E+00
-2.97E+00
-2.97E+00
-2.97E+00
-2.97E+00
-2.97E+00
-2.97E+00
-2.97E+00
-2.97E+00
-2.97E+00
-2.97E+00
-2.97E+00
-2.97E+00
-2.97E+00
-2.89E+00
-2.89E+00
-2.97E+00
-2.89E+00
-2.89E+00
-2.89E+00
-2.89E+00
-2.89E+00
-2.89E+00
-2.89E+00
-2.97E+00
-2.89E+00
-2.89E+00
-2.89E+00
-2.89E+00
-2.81E+00
-2.81E+00
-2.81E+00
-2.81E+00
-2.81E+00
-2.81E+00
-2.81E+00
-2.73E+00
-2.81E+00
-2.73E+00
-2.73E+00
-2.73E+00
-2.73E+00
-2.73E+00
-2.73E+00
-2.65E+00
-2.73E+00
-2.73E+00
-2.65E+00
-2.73E+00
-2.73E+00
-2.65E+00
-2.57E+00
-2.65E+00
-2.65E+00
-2.65E+00
-2.65E+00
-2.57E+00
-2.57E+00
-2.57E+00
-2.57E+00
-2.57E+00
-2.57E+00
-2.49E+00
-2.49E+00
-2.57E+00
-2.49E+00
-2.57E+00
-2.57E+00
-2.49E+00
-2.49E+00
-2.41E+00
-2.49E+00
-2.41E+00
-2.41E+00
-2.41E+00
-2.33E+00
-2.41E+00
-2.41E+00
-2.33E+00
-2.33E+00
-2.33E+00
-2.33E+00
-2.33E+00
-2.33E+00
-2.33E+00
-2.25E+00
-2.33E+00
-2.25E+00
-2.25E+00
-2.17E+00
-2.25E+00
-2.25E+00
-2.17E+00
-2.25E+00
-2.17E+00
-2.17E+00
-2.17E+00
-2.17E+00
-2.09E+00
-2.09E+00
-2.09E+00
-2.09E+00
-2.09E+00
-2.01E+00
-2.01E+00
-2.01E+00
-2.01E+00
-1.93E+00
-1.93E+00
-1.93E+00
-1.93E+00
-2.01E+00
-1.85E+00
-1.93E+00
-1.85E+00
-1.93E+00
-1.93E+00
-1.85E+00
-1.77E+00
-1.77E+00
-1.85E+00
-1.77E+00
-1.77E+00
-1.77E+00
-1.69E+00
-1.77E+00
-1.69E+00
-1.69E+00
-1.69E+00
-1.61E+00
-1.61E+00
-1.69E+00
-1.61E+00
-1.61E+00
-1.53E+00
-1.61E+00
-1.53E+00
-1.53E+00
-1.53E+00
-1.45E+00
-1.45E+00
-1.45E+00
-1.45E+00
-1.45E+00
-1.45E+00
-1.37E+00
-1.29E+00
-1.37E+00
-1.37E+00
-1.29E+00
-1.29E+00
-1.21E+00
-1.29E+00
-1.29E+00
-1.21E+00
-1.21E+00
-1.21E+00
-1.13E+00
-1.21E+00
-1.13E+00
-1.13E+00
-1.05E+00
-1.05E+00
-1.05E+00
-1.05E+00
-1.05E+00
-1.05E+00
-9.65E-01
-9.65E-01
-9.65E-01
-9.65E-01
-9.65E-01
-9.65E-01
-9.65E-01
-8.84E-01
-8.04E-01
-8.04E-01
-8.04E-01
-8.04E-01
-8.04E-01
-8.04E-01
-7.24E-01
-7.24E-01
-7.24E-01
-6.43E-01
-6.43E-01
-6.43E-01
-6.43E-01
-6.43E-01
-5.63E-01
-5.63E-01
-5.63E-01
-5.63E-01
-4.82E-01
-5.63E-01
-4.82E-01
-4.02E-01
-4.02E-01
-4.82E-01
-4.82E-01
-3.22E-01
-4.02E-01
-4.02E-01
-3.22E-01
-3.22E-01
-2.41E-01
-2.41E-01
-2.41E-01
-3.22E-01
-2.41E-01
-1.61E-01
-2.41E-01
-8.04E-02
-1.61E-01
-1.61E-01
-8.04E-02
-8.04E-02
0.00E+00
0.00E+00
-8.04E-02
0.00E+00
8.04E-02
0.00E+00
0.00E+00
8.04E-02
8.04E-02
8.04E-02
8.04E-02
8.04E-02
1.61E-01
1.61E-01
1.61E-01
2.41E-01
1.61E-01
2.41E-01
3.22E-01
1.61E-01
2.41E-01
2.41E-01
3.22E-01
3.22E-01
4.02E-01
4.02E-01
3.22E-01
3.22E-01
4.82E-01
4.02E-01
4.82E-01
4.82E-01
4.82E-01
4.82E-01
4.82E-01
4.82E-01
5.63E-01
5.63E-01
6.43E-01
6.43E-01
6.43E-01
5.63E-01
6.43E-01
7.24E-01
6.43E-01
8.04E-01
7.24E-01
7.24E-01
7.24E-01
7.24E-01
8.04E-01
7.24E-01
8.04E-01
9.65E-01
8.84E-01
8.84E-01
9.65E-01
9.65E-01
8.84E-01
9.65E-01
9.65E-01
9.65E-01
1.05E+00
1.05E+00
9.65E-01
1.05E+00
1.05E+00
1.05E+00
1.05E+00
1.13E+00
1.13E+00
1.21E+00
1.21E+00
1.21E+00
1.21E+00
1.29E+00
1.21E+00
1.29E+00
1.37E+00
1.29E+00
1.29E+00
1.29E+00
1.29E+00
1.37E+00
1.37E+00
1.45E+00
1.37E+00
1.45E+00
1.45E+00
1.53E+00
1.45E+00
1.45E+00
1.53E+00
1.53E+00
1.45E+00
1.53E+00
1.61E+00
1.61E+00
1.53E+00
1.53E+00
1.61E+00
1.61E+00
1.69E+00
1.69E+00
1.69E+00
1.61E+00
1.69E+00
1.77E+00
1.77E+00
1.77E+00
1.69E+00
1.77E+00
1.77E+00
1.77E+00
1.85E+00
1.85E+00
1.77E+00
1.85E+00
1.85E+00
1.85E+00
1.85E+00
1.85E+00
1.93E+00
1.93E+00
1.93E+00
1.93E+00
1.93E+00
2.01E+00
2.01E+00
2.01E+00
2.01E+00
2.01E+00
2.09E+00
2.01E+00
2.09E+00
2.09E+00
2.09E+00
2.09E+00
2.09E+00
2.01E+00
2.09E+00
2.17E+00
2.17E+00
2.17E+00
2.17E+00
2.17E+00
2.25E+00
2.25E+00
2.17E+00
2.25E+00
2.25E+00
2.17E+00
2.25E+00
2.41E+00
2.25E+00
2.25E+00
2.41E+00
2.33E+00
2.33E+00
2.41E+00
2.33E+00
2.33E+00
2.41E+00
2.33E+00
2.41E+00
2.41E+00
2.41E+00
2.41E+00
2.41E+00
2.49E+00
2.49E+00
2.49E+00
2.41E+00
2.49E+00
2.49E+00
2.41E+00
2.57E+00
2.49E+00
2.49E+00
2.49E+00
2.57E+00
2.57E+00
2.57E+00
2.57E+00
2.57E+00
2.57E+00
2.57E+00
2.57E+00
2.57E+00
2.65E+00
2.65E+00
2.57E+00
2.65E+00
2.65E+00
2.65E+00
2.65E+00
2.57E+00
2.65E+00
2.65E+00
2.65E+00
2.65E+00
2.65E+00
2.65E+00
2.73E+00
2.65E+00
2.65E+00
2.73E+00
2.65E+00
2.73E+00
2.73E+00
2.65E+00
2.73E+00
2.73E+00
2.73E+00
2.73E+00
2.73E+00
2.73E+00
2.81E+00
2.73E+00
2.81E+00
2.81E+00
2.73E+00
2.73E+00
2.73E+00
2.81E+00
2.73E+00
2.81E+00
2.73E+00
2.81E+00
2.81E+00
2.81E+00
2.81E+00
2.81E+00
2.81E+00
2.89E+00
2.81E+00
2.89E+00
2.73E+00
2.73E+00
2.81E+00
2.81E+00
2.81E+00
2.81E+00
2.81E+00
2.89E+00
2.81E+00
2.81E+00
2.73E+00
2.81E+00
2.81E+00
2.81E+00
2.81E+00
2.81E+00
2.89E+00
2.81E+00
2.81E+00
2.81E+00
2.81E+00
2.81E+00
2.89E+00
2.73E+00
2.81E+00
2.73E+00
2.81E+00
2.81E+00
2.81E+00
2.81E+00
2.81E+00
2.81E+00
2.89E+00
2.81E+00
2.81E+00
2.81E+00
2.81E+00
2.81E+00
2.81E+00
2.81E+00
2.81E+00
2.81E+00
2.73E+00
2.81E+00
2.81E+00
2.81E+00
2.73E+00
2.73E+00
2.73E+00
2.73E+00
2.73E+00
2.73E+00
2.73E+00
2.73E+00
2.73E+00
2.73E+00
2.73E+00
2.73E+00
2.73E+00
2.65E+00
2.73E+00
2.65E+00
2.73E+00
2.65E+00
2.65E+00
2.65E+00
2.65E+00
2.65E+00
2.65E+00
2.65E+00
2.65E+00
2.65E+00
2.65E+00
2.65E+00
2.57E+00
2.65E+00
2.65E+00
2.57E+00
2.65E+00
2.57E+00
2.57E+00
2.57E+00
2.57E+00
2.57E+00
2.57E+00
2.57E+00
2.57E+00
2.57E+00
2.49E+00
2.49E+00
2.49E+00
2.49E+00
2.41E+00
2.41E+00
2.49E+00
2.49E+00
2.49E+00
2.41E+00
2.41E+00
2.49E+00
2.41E+00
2.41E+00
2.41E+00
2.33E+00
2.41E+00
2.33E+00
2.33E+00
2.33E+00
2.33E+00
2.33E+00
2.41E+00
2.25E+00
2.33E+00
2.25E+00
2.25E+00
2.33E+00
2.25E+00
2.17E+00
2.25E+00
2.25E+00
2.25E+00
2.25E+00
2.25E+00
2.17E+00
2.17E+00
2.17E+00
2.09E+00
2.09E+00
2.09E+00
2.09E+00
2.09E+00
2.09E+00
2.09E+00
2.01E+00
2.01E+00
2.01E+00
2.09E+00
2.01E+00
2.01E+00
2.01E+00
2.01E+00
1.93E+00
2.01E+00
1.93E+00
1.93E+00
1.93E+00
1.85E+00
1.93E+00
1.93E+00
1.85E+00
1.93E+00
1.85E+00
1.85E+00
1.77E+00
1.77E+00
1.77E+00
1.77E+00
1.69E+00
1.69E+00
1.77E+00
1.69E+00
1.61E+00
1.69E+00
1.77E+00
1.61E+00
1.61E+00
1.61E+00
1.53E+00
1.61E+00
1.53E+00
1.53E+00
1.53E+00
1.53E+00
1.53E+00
1.45E+00
1.45E+00
1.45E+00
1.45E+00
1.45E+00
1.45E+00
1.37E+00
1.37E+00
1.37E+00
1.29E+00
1.37E+00
1.37E+00
1.37E+00
1.29E+00
1.21E+00
1.21E+00
1.21E+00
1.21E+00
1.21E+00
1.21E+00
1.21E+00
1.13E+00
1.13E+00
1.13E+00
1.13E+00
1.05E+00
1.05E+00
1.05E+00
9.65E-01
1.05E+00
1.05E+00
9.65E-01
9.65E-01
8.84E-01
8.84E-01
8.84E-01
9.65E-01
8.84E-01
8.84E-01
8.84E-01
8.84E-01
8.04E-01
8.04E-01
8.04E-01
7.24E-01
7.24E-01
7.24E-01
7.24E-01
7.24E-01
7.24E-01
6.43E-01
6.43E-01
6.43E-01
5.63E-01
5.63E-01
6.43E-01
5.63E-01
5.63E-01
4.82E-01
4.82E-01
4.82E-01
4.02E-01
4.82E-01
4.02E-01
4.02E-01
4.02E-01
4.82E-01
3.22E-01
3.22E-01
3.22E-01
3.22E-01
3.22E-01
2.41E-01
2.41E-01
3.22E-01
2.41E-01
1.61E-01
1.61E-01
1.61E-01
1.61E-01
1.61E-01
1.61E-01
1.61E-01
8.04E-02
8.04E-02
0.00E+00
0.00E+00
0.00E+00
0.00E+00
-8.04E-02
-8.04E-02
0.00E+00
-8.04E-02
-8.04E-02
-8.04E-02
-8.04E-02
-1.61E-01
-1.61E-01
-1.61E-01
-1.61E-01
-2.41E-01
-2.41E-01
-2.41E-01
-2.41E-01
-2.41E-01
-3.22E-01
-3.22E-01
-3.22E-01
-4.02E-01
-4.02E-01
-4.02E-01
-4.02E-01
-4.82E-01
-4.02E-01
-4.82E-01
-4.82E-01
-4.82E-01
-5.63E-01
-5.63E-01
-5.63E-01
-4.82E-01
-6.43E-01
-6.43E-01
-6.43E-01
-6.43E-01
-7.24E-01
-7.24E-01
-7.24E-01
-7.24E-01
-6.43E-01
-8.04E-01
-8.04E-01
-8.04E-01
-8.84E-01
-8.04E-01
-8.84E-01
-8.04E-01
-9.65E-01
-8.84E-01
-9.65E-01
-9.65E-01
-1.05E+00
-1.05E+00
-1.05E+00
-1.05E+00
-1.05E+00
-1.05E+00
-1.13E+00
-1.05E+00
-1.21E+00
-1.13E+00
-1.21E+00
-1.13E+00
-1.21E+00
-1.21E+00
-1.29E+00
-1.21E+00
-1.21E+00
-1.21E+00
-1.29E+00
-1.29E+00
-1.37E+00
-1.37E+00
-1.45E+00
-1.37E+00
-1.29E+00
-1.45E+00
-1.45E+00
-1.45E+00
-1.53E+00
-1.53E+00
-1.61E+00
-1.53E+00
-1.53E+00
-1.53E+00
-1.53E+00
-1.69E+00
-1.61E+00
-1.69E+00
-1.69E+00
-1.69E+00
-1.69E+00
-1.69E+00
-1.69E+00
-1.69E+00
-1.77E+00
-1.77E+00
-1.77E+00
-1.77E+00
-1.77E+00
-1.85E+00
-1.85E+00
-1.85E+00
-1.85E+00
-1.85E+00
-1.85E+00
-1.85E+00
-1.93E+00
-1.93E+00
-1.93E+00
-2.01E+00
-1.93E+00
-2.01E+00
-2.01E+00
-2.01E+00
-2.01E+00
-2.01E+00
-2.09E+00
-2.09E+00
-2.09E+00
-2.09E+00
-2.09E+00
-2.17E+00
-2.17E+00
-2.17E+00
-2.17E+00
-2.17E+00
-2.25E+00
-2.25E+00
-2.17E+00
-2.25E+00
-2.25E+00
-2.25E+00
-2.25E+00
-2.25E+00
-2.33E+00
-2.25E+00
-2.33E+00
-2.41E+00
-2.33E+00
-2.33E+00
-2.41E+00
-2.33E+00
-2.41E+00
-2.41E+00
-2.41E+00
-2.33E+00
-2.49E+00
-2.49E+00
-2.41E+00
-2.57E+00
-2.49E+00
-2.49E+00
-2.49E+00
-2.49E+00
-2.49E+00
-2.49E+00
-2.57E+00
-2.65E+00
-2.57E+00
-2.57E+00
-2.57E+00
-2.57E+00
-2.57E+00
-2.57E+00
-2.57E+00
-2.65E+00
-2.73E+00
-2.65E+00
-2.65E+00
-2.65E+00
-2.65E+00
-2.65E+00
-2.65E+00
-2.73E+00
-2.73E+00
-2.81E+00
-2.73E+00
-2.73E+00
-2.73E+00
-2.81E+00
-2.73E+00
-2.81E+00
-2.81E+00
-2.89E+00
-2.81E+00
-2.81E+00
-2.81E+00
-2.81E+00
-2.81E+00
-2.81E+00
-2.81E+00
-2.81E+00
-2.89E+00
-2.89E+00
-2.89E+00
-2.89E+00
-2.89E+00
-2.89E+00
-2.89E+00
-2.89E+00
-2.89E+00
-2.97E+00
-2.89E+00
-2.89E+00
-2.97E+00
-2.89E+00
-2.97E+00
-2.97E+00
-2.97E+00
-2.97E+00
-2.97E+00
-2.97E+00
-2.97E+00
-2.97E+00
-2.97E+00
-2.97E+00
-2.97E+00
-3.06E+00
-2.97E+00
-3.06E+00
-3.06E+00
-2.97E+00
-2.97E+00
-3.06E+00
-2.97E+00
-2.97E+00
-3.06E+00
-3.06E+00
-3.06E+00
-3.14E+00
-3.06E+00
-3.06E+00
-3.06E+00
-2.97E+00
-3.06E+00
-3.06E+00
-3.06E+00
-3.06E+00
-3.06E+00
-3.06E+00
-3.06E+00
-3.06E+00
-3.06E+00
-3.06E+00
-3.06E+00
-3.06E+00
-3.06E+00
-3.06E+00
-3.06E+00
-3.06E+00
-3.14E+00
-3.06E+00
-3.06E+00
-3.06E+00
-3.06E+00
-3.14E+00
-3.06E+00
-3.06E+00
-3.06E+00
-3.06E+00
-3.06E+00
-3.06E+00
-3.06E+00
-3.06E+00
-3.06E+00
-3.06E+00
-3.06E+00
-3.06E+00
-3.06E+00
-3.06E+00
-3.06E+00
-2.97E+00
-2.97E+00
-3.06E+00
-3.06E+00
-2.97E+00
-2.97E+00
-3.06E+00
-2.97E+00
-2.97E+00
-2.97E+00
-2.97E+00
-3.06E+00
-2.97E+00
-2.97E+00
-2.89E+00
-3.06E+00
-2.97E+00
-2.97E+00
-2.97E+00
-2.97E+00
-2.89E+00
-2.97E+00
-2.89E+00
-2.97E+00
-2.97E+00
-2.97E+00
-2.89E+00
-2.89E+00
-2.89E+00
-2.97E+00
-2.89E+00
-2.89E+00
-2.89E+00
-2.89E+00
-2.89E+00
-2.89E+00
-2.89E+00
-2.81E+00
-2.81E+00
-2.81E+00
-2.89E+00
-2.81E+00
-2.81E+00
-2.81E+00
-2.73E+00
-2.81E+00
-2.81E+00
-2.81E+00
-2.81E+00
-2.73E+00
-2.73E+00
-2.73E+00
-2.73E+00
-2.81E+00
-2.81E+00
-2.73E+00
-2.73E+00
-2.73E+00
-2.65E+00
-2.65E+00
-2.65E+00
-2.73E+00
-2.65E+00
-2.57E+00
-2.57E+00
-2.57E+00
-2.57E+00
-2.65E+00
-2.57E+00
-2.65E+00
-2.57E+00
-2.49E+00
-2.65E+00
-2.57E+00
-2.57E+00
-2.57E+00
-2.57E+00
-2.49E+00
-2.49E+00
-2.49E+00
-2.41E+00
-2.41E+00
-2.49E+00
-2.41E+00
-2.33E+00
-2.41E+00
-2.33E+00
-2.33E+00
-2.33E+00
-2.41E+00
-2.41E+00
-2.33E+00
-2.33E+00
-2.33E+00
-2.25E+00
-2.25E+00
-2.33E+00
-2.33E+00
-2.33E+00
-2.25E+00
-2.17E+00
-2.17E+00
-2.17E+00
-2.25E+00
-2.17E+00
-2.09E+00
-2.09E+00
-2.17E+00
-2.17E+00
-2.09E+00
-2.09E+00
-2.09E+00
-2.01E+00
-2.09E+00
-2.09E+00
-2.01E+00
-2.01E+00
-2.01E+00
-1.93E+00
-1.93E+00
-1.93E+00
-2.01E+00
-1.93E+00
-1.93E+00
-1.93E+00
-1.85E+00
-1.85E+00
-1.85E+00
-1.85E+00
-1.85E+00
-1.77E+00
-1.77E+00
-1.77E+00
-1.77E+00
-1.77E+00
-1.69E+00
-1.69E+00
-1.69E+00
-1.61E+00
-1.69E+00
-1.69E+00
-1.61E+00
-1.61E+00
-1.53E+00
-1.53E+00
-1.53E+00
-1.53E+00
-1.53E+00
-1.45E+00
-1.45E+00
-1.53E+00
-1.53E+00
-1.53E+00
-1.45E+00
-1.37E+00
-1.37E+00
-1.37E+00
-1.37E+00
-1.29E+00
-1.29E+00
-1.21E+00
-1.29E+00
-1.29E+00
-1.29E+00
-1.21E+00
-1.29E+00
-1.21E+00
-1.21E+00
-1.13E+00
-1.13E+00
-1.13E+00
-1.05E+00
-1.05E+00
-1.13E+00
-1.05E+00
-1.05E+00
-1.05E+00
-9.65E-01
-9.65E-01
-9.65E-01
-8.84E-01
-8.84E-01
-8.84E-01
-8.84E-01
-8.84E-01
-8.84E-01
-8.04E-01
-8.04E-01
-8.04E-01
-7.24E-01
-8.04E-01
-7.24E-01
-7.24E-01
-6.43E-01
-6.43E-01
-6.43E-01
-5.63E-01
-6.43E-01
-6.43E-01
-6.43E-01
-6.43E-01
-5.63E-01
-4.82E-01
-5.63E-01
-4.82E-01
-4.82E-01
-4.82E-01
-4.02E-01
-4.02E-01
-4.02E-01
-4.02E-01
-3.22E-01
-3.22E-01
-3.22E-01
-3.22E-01
-3.22E-01
-3.22E-01
-2.41E-01
-1.61E-01
-2.41E-01
-2.41E-01
-8.04E-02
-2.41E-01
-1.61E-01
-8.04E-02
-8.04E-02
-8.04E-02
-8.04E-02
0.00E+00
-8.04E-02
0.00E+00
-8.04E-02];
y=[0.00E+00
0.00E+00
0.00E+00
0.00E+00
-8.04E-02
0.00E+00
-8.04E-02
0.00E+00
0.00E+00
0.00E+00
8.04E-02
0.00E+00
0.00E+00
8.04E-02
-8.04E-02
0.00E+00
0.00E+00
8.04E-02
0.00E+00
0.00E+00
0.00E+00
0.00E+00
0.00E+00
0.00E+00
8.04E-02
8.04E-02
8.04E-02
0.00E+00
0.00E+00
0.00E+00
0.00E+00
8.04E-02
0.00E+00
0.00E+00
0.00E+00
0.00E+00
8.04E-02
0.00E+00
0.00E+00
8.04E-02
8.04E-02
8.04E-02
0.00E+00
0.00E+00
8.04E-02
8.04E-02
1.61E-01
0.00E+00
8.04E-02
8.04E-02
0.00E+00
8.04E-02
8.04E-02
8.04E-02
0.00E+00
8.04E-02
8.04E-02
8.04E-02
1.61E-01
8.04E-02
8.04E-02
8.04E-02
8.04E-02
8.04E-02
0.00E+00
8.04E-02
8.04E-02
8.04E-02
8.04E-02
8.04E-02
8.04E-02
8.04E-02
8.04E-02
8.04E-02
8.04E-02
8.04E-02
8.04E-02
8.04E-02
8.04E-02
0.00E+00
8.04E-02
8.04E-02
8.04E-02
0.00E+00
8.04E-02
8.04E-02
8.04E-02
8.04E-02
8.04E-02
8.04E-02
0.00E+00
8.04E-02
8.04E-02
8.04E-02
8.04E-02
8.04E-02
8.04E-02
8.04E-02
8.04E-02
8.04E-02
8.04E-02
8.04E-02
0.00E+00
8.04E-02
8.04E-02
1.61E-01
1.61E-01
8.04E-02
8.04E-02
8.04E-02
0.00E+00
8.04E-02
8.04E-02
1.61E-01
8.04E-02
1.61E-01
1.61E-01
8.04E-02
1.61E-01
1.61E-01
8.04E-02
8.04E-02
8.04E-02
8.04E-02
8.04E-02
8.04E-02
8.04E-02
8.04E-02
8.04E-02
8.04E-02
8.04E-02
8.04E-02
8.04E-02
8.04E-02
1.61E-01
8.04E-02
8.04E-02
8.04E-02
8.04E-02
8.04E-02
1.61E-01
1.61E-01
8.04E-02
8.04E-02
1.61E-01
8.04E-02
8.04E-02
8.04E-02
1.61E-01
1.61E-01
8.04E-02
8.04E-02
8.04E-02
1.61E-01
1.61E-01
8.04E-02
8.04E-02
8.04E-02
8.04E-02
1.61E-01
8.04E-02
8.04E-02
8.04E-02
1.61E-01
8.04E-02
1.61E-01
8.04E-02
1.61E-01
8.04E-02
8.04E-02
8.04E-02
8.04E-02
8.04E-02
1.61E-01
8.04E-02
8.04E-02
1.61E-01
8.04E-02
8.04E-02
1.61E-01
1.61E-01
8.04E-02
8.04E-02
8.04E-02
8.04E-02
8.04E-02
8.04E-02
1.61E-01
1.61E-01
8.04E-02
1.61E-01
8.04E-02
1.61E-01
8.04E-02
1.61E-01
8.04E-02
8.04E-02
8.04E-02
1.61E-01
1.61E-01
1.61E-01
1.61E-01
1.61E-01
1.61E-01
8.04E-02
8.04E-02
1.61E-01
1.61E-01
1.61E-01
1.61E-01
8.04E-02
8.04E-02
8.04E-02
8.04E-02
8.04E-02
8.04E-02
8.04E-02
1.61E-01
8.04E-02
8.04E-02
8.04E-02
8.04E-02
1.61E-01
8.04E-02
8.04E-02
1.61E-01
8.04E-02
1.61E-01
8.04E-02
8.04E-02
8.04E-02
1.61E-01
1.61E-01
1.61E-01
1.61E-01
8.04E-02
1.61E-01
1.61E-01
8.04E-02
1.61E-01
8.04E-02
1.61E-01
1.61E-01
8.04E-02
8.04E-02
1.61E-01
8.04E-02
1.61E-01
8.04E-02
1.61E-01
8.04E-02
1.61E-01
1.61E-01
8.04E-02
1.61E-01
8.04E-02
8.04E-02
8.04E-02
8.04E-02
8.04E-02
8.04E-02
8.04E-02
1.61E-01
1.61E-01
1.61E-01
8.04E-02
8.04E-02
8.04E-02
1.61E-01
8.04E-02
8.04E-02
1.61E-01
1.61E-01
8.04E-02
8.04E-02
8.04E-02
8.04E-02
1.61E-01
1.61E-01
8.04E-02
1.61E-01
1.61E-01
1.61E-01
8.04E-02
8.04E-02
8.04E-02
8.04E-02
8.04E-02
1.61E-01
1.61E-01
8.04E-02
1.61E-01
8.04E-02
8.04E-02
8.04E-02
8.04E-02
8.04E-02
8.04E-02
8.04E-02
8.04E-02
1.61E-01
8.04E-02
8.04E-02
8.04E-02
8.04E-02
1.61E-01
8.04E-02
8.04E-02
1.61E-01
1.61E-01
8.04E-02
1.61E-01
1.61E-01
8.04E-02
8.04E-02
1.61E-01
8.04E-02
8.04E-02
1.61E-01
1.61E-01
8.04E-02
1.61E-01
1.61E-01
8.04E-02
8.04E-02
8.04E-02
8.04E-02
8.04E-02
0.00E+00
8.04E-02
1.61E-01
8.04E-02
1.61E-01
8.04E-02
8.04E-02
1.61E-01
8.04E-02
1.61E-01
8.04E-02
1.61E-01
8.04E-02
0.00E+00
8.04E-02
8.04E-02
1.61E-01
8.04E-02
8.04E-02
8.04E-02
1.61E-01
8.04E-02
8.04E-02
8.04E-02
8.04E-02
8.04E-02
8.04E-02
8.04E-02
1.61E-01
0.00E+00
8.04E-02
8.04E-02
8.04E-02
8.04E-02
8.04E-02
8.04E-02
8.04E-02
0.00E+00
8.04E-02
8.04E-02
8.04E-02
8.04E-02
8.04E-02
1.61E-01
1.61E-01
8.04E-02
8.04E-02
8.04E-02
1.61E-01
1.61E-01
8.04E-02
1.61E-01
8.04E-02
8.04E-02
1.61E-01
0.00E+00
8.04E-02
8.04E-02
8.04E-02
8.04E-02
8.04E-02
8.04E-02
1.61E-01
8.04E-02
1.61E-01
8.04E-02
8.04E-02
8.04E-02
8.04E-02
1.61E-01
8.04E-02
8.04E-02
8.04E-02
1.61E-01
8.04E-02
8.04E-02
1.61E-01
0.00E+00
1.61E-01
8.04E-02
1.61E-01
8.04E-02
0.00E+00
1.61E-01
1.61E-01
8.04E-02
0.00E+00
1.61E-01
8.04E-02
8.04E-02
8.04E-02
8.04E-02
8.04E-02
8.04E-02
0.00E+00
1.61E-01
8.04E-02
8.04E-02
8.04E-02
8.04E-02
8.04E-02
8.04E-02
0.00E+00
8.04E-02
0.00E+00
0.00E+00
8.04E-02
8.04E-02
8.04E-02
8.04E-02
0.00E+00
8.04E-02
8.04E-02
0.00E+00
8.04E-02
0.00E+00
8.04E-02
8.04E-02
8.04E-02
0.00E+00
8.04E-02
0.00E+00
8.04E-02
0.00E+00
0.00E+00
8.04E-02
0.00E+00
0.00E+00
8.04E-02
0.00E+00
0.00E+00
8.04E-02
0.00E+00
0.00E+00
0.00E+00
8.04E-02
0.00E+00
0.00E+00
0.00E+00
8.04E-02
8.04E-02
0.00E+00
0.00E+00
8.04E-02
0.00E+00
8.04E-02
8.04E-02
0.00E+00
0.00E+00
0.00E+00
0.00E+00
0.00E+00
-8.04E-02
0.00E+00
8.04E-02
0.00E+00
0.00E+00
0.00E+00
0.00E+00
8.04E-02
0.00E+00
-8.04E-02
0.00E+00
-8.04E-02
0.00E+00
-8.04E-02
-8.04E-02
0.00E+00
-8.04E-02
-8.04E-02
-1.61E-01
-1.61E-01
-8.04E-02
-8.04E-02
-1.61E-01
-1.61E-01
-2.41E-01
-1.61E-01
-1.61E-01
-2.41E-01
-2.41E-01
-2.41E-01
-2.41E-01
-2.41E-01
-4.02E-01
-3.22E-01
-4.02E-01
-4.02E-01
-3.22E-01
-4.82E-01
-4.82E-01
-4.82E-01
-4.82E-01
-4.82E-01
-4.82E-01
-5.63E-01
-5.63E-01
-5.63E-01
-5.63E-01
-5.63E-01
-5.63E-01
-5.63E-01
-6.43E-01
-6.43E-01
-6.43E-01
-6.43E-01
-7.24E-01
-7.24E-01
-7.24E-01
-7.24E-01
-8.04E-01
-8.84E-01
-8.84E-01
-8.84E-01
-9.65E-01
-8.84E-01
-9.65E-01
-9.65E-01
-9.65E-01
-8.84E-01
-9.65E-01
-9.65E-01
-9.65E-01
-1.05E+00
-1.05E+00
-9.65E-01
-1.05E+00
-1.13E+00
-1.13E+00
-1.13E+00
-1.21E+00
-1.21E+00
-1.21E+00
-1.21E+00
-1.21E+00
-1.21E+00
-1.21E+00
-1.29E+00
-1.21E+00
-1.29E+00
-1.29E+00
-1.37E+00
-1.29E+00
-1.37E+00
-1.37E+00
-1.45E+00
-1.37E+00
-1.45E+00
-1.37E+00
-1.45E+00
-1.53E+00
-1.53E+00
-1.53E+00
-1.53E+00
-1.53E+00
-1.61E+00
-1.61E+00
-1.53E+00
-1.61E+00
-1.69E+00
-1.69E+00
-1.61E+00
-1.69E+00
-1.69E+00
-1.69E+00
-1.77E+00
-1.69E+00
-1.77E+00
-1.77E+00
-1.85E+00
-1.77E+00
-1.85E+00
-1.93E+00
-1.85E+00
-1.85E+00
-1.93E+00
-1.85E+00
-1.93E+00
-1.93E+00
-1.93E+00
-1.93E+00
-2.01E+00
-2.01E+00
-2.01E+00
-2.01E+00
-2.01E+00
-2.01E+00
-2.09E+00
-2.01E+00
-2.09E+00
-2.09E+00
-2.09E+00
-2.09E+00
-2.17E+00
-2.09E+00
-2.09E+00
-2.17E+00
-2.25E+00
-2.25E+00
-2.25E+00
-2.25E+00
-2.25E+00
-2.25E+00
-2.33E+00
-2.25E+00
-2.33E+00
-2.33E+00
-2.25E+00
-2.33E+00
-2.33E+00
-2.33E+00
-2.33E+00
-2.41E+00
-2.41E+00
-2.41E+00
-2.41E+00
-2.41E+00
-2.49E+00
-2.41E+00
-2.49E+00
-2.41E+00
-2.49E+00
-2.57E+00
-2.49E+00
-2.57E+00
-2.57E+00
-2.65E+00
-2.57E+00
-2.49E+00
-2.57E+00
-2.57E+00
-2.65E+00
-2.57E+00
-2.57E+00
-2.57E+00
-2.65E+00
-2.65E+00
-2.73E+00
-2.65E+00
-2.65E+00
-2.65E+00
-2.65E+00
-2.65E+00
-2.73E+00
-2.73E+00
-2.73E+00
-2.73E+00
-2.73E+00
-2.73E+00
-2.73E+00
-2.73E+00
-2.73E+00
-2.81E+00
-2.73E+00
-2.81E+00
-2.81E+00
-2.73E+00
-2.73E+00
-2.81E+00
-2.89E+00
-2.89E+00
-2.81E+00
-2.81E+00
-2.89E+00
-2.81E+00
-2.89E+00
-2.81E+00
-2.89E+00
-2.89E+00
-2.89E+00
-2.81E+00
-2.89E+00
-2.89E+00
-2.89E+00
-2.89E+00
-2.89E+00
-2.97E+00
-2.89E+00
-2.97E+00
-2.97E+00
-2.97E+00
-2.97E+00
-2.97E+00
-2.97E+00
-2.97E+00
-2.97E+00
-2.97E+00
-2.97E+00
-2.97E+00
-2.89E+00
-2.97E+00
-3.06E+00
-2.97E+00
-2.97E+00
-2.97E+00
-2.97E+00
-2.97E+00
-3.06E+00
-2.97E+00
-2.97E+00
-2.97E+00
-3.06E+00
-3.06E+00
-2.97E+00
-3.06E+00
-3.06E+00
-3.06E+00
-3.06E+00
-2.97E+00
-3.06E+00
-3.06E+00
-3.06E+00
-3.06E+00
-3.06E+00
-2.97E+00
-2.97E+00
-3.06E+00
-2.97E+00
-3.06E+00
-3.06E+00
-2.97E+00
-3.06E+00
-3.06E+00
-3.06E+00
-3.06E+00
-3.06E+00
-2.89E+00
-2.97E+00
-2.97E+00
-2.97E+00
-3.06E+00
-2.97E+00
-2.97E+00
-2.97E+00
-3.06E+00
-2.97E+00
-3.06E+00
-2.97E+00
-2.97E+00
-2.97E+00
-2.97E+00
-2.97E+00
-2.97E+00
-3.06E+00
-2.97E+00
-3.06E+00
-2.89E+00
-2.97E+00
-2.89E+00
-2.97E+00
-2.97E+00
-2.97E+00
-2.97E+00
-2.97E+00
-2.89E+00
-2.97E+00
-2.89E+00
-2.97E+00
-2.89E+00
-2.97E+00
-2.81E+00
-2.97E+00
-2.97E+00
-2.97E+00
-2.89E+00
-2.89E+00
-2.97E+00
-2.89E+00
-2.97E+00
-2.89E+00
-2.89E+00
-2.89E+00
-2.89E+00
-2.89E+00
-2.89E+00
-2.81E+00
-2.89E+00
-2.81E+00
-2.81E+00
-2.89E+00
-2.89E+00
-2.81E+00
-2.81E+00
-2.81E+00
-2.81E+00
-2.73E+00
-2.73E+00
-2.73E+00
-2.73E+00
-2.65E+00
-2.73E+00
-2.73E+00
-2.65E+00
-2.65E+00
-2.73E+00
-2.73E+00
-2.65E+00
-2.73E+00
-2.57E+00
-2.65E+00
-2.73E+00
-2.73E+00
-2.65E+00
-2.65E+00
-2.65E+00
-2.65E+00
-2.57E+00
-2.65E+00
-2.49E+00
-2.57E+00
-2.57E+00
-2.49E+00
-2.49E+00
-2.49E+00
-2.49E+00
-2.41E+00
-2.49E+00
-2.41E+00
-2.41E+00
-2.49E+00
-2.41E+00
-2.41E+00
-2.41E+00
-2.41E+00
-2.41E+00
-2.41E+00
-2.33E+00
-2.41E+00
-2.33E+00
-2.33E+00
-2.33E+00
-2.33E+00
-2.33E+00
-2.33E+00
-2.25E+00
-2.25E+00
-2.25E+00
-2.25E+00
-2.09E+00
-2.25E+00
-2.17E+00
-2.17E+00
-2.25E+00
-2.25E+00
-2.17E+00
-2.09E+00
-2.17E+00
-2.17E+00
-2.17E+00
-2.09E+00
-2.09E+00
-2.01E+00
-2.09E+00
-2.01E+00
-2.01E+00
-2.01E+00
-2.01E+00
-1.93E+00
-1.93E+00
-1.93E+00
-1.93E+00
-2.01E+00
-1.93E+00
-1.85E+00
-1.85E+00
-1.93E+00
-1.85E+00
-1.85E+00
-1.77E+00
-1.85E+00
-1.77E+00
-1.77E+00
-1.77E+00
-1.69E+00
-1.69E+00
-1.69E+00
-1.69E+00
-1.69E+00
-1.61E+00
-1.61E+00
-1.61E+00
-1.53E+00
-1.53E+00
-1.53E+00
-1.61E+00
-1.53E+00
-1.53E+00
-1.45E+00
-1.45E+00
-1.45E+00
-1.45E+00
-1.45E+00
-1.45E+00
-1.45E+00
-1.37E+00
-1.37E+00
-1.37E+00
-1.37E+00
-1.29E+00
-1.37E+00
-1.37E+00
-1.29E+00
-1.29E+00
-1.29E+00
-1.21E+00
-1.13E+00
-1.13E+00
-1.13E+00
-1.21E+00
-1.13E+00
-1.13E+00
-1.13E+00
-1.13E+00
-1.13E+00
-1.05E+00
-1.05E+00
-1.05E+00
-9.65E-01
-9.65E-01
-9.65E-01
-9.65E-01
-9.65E-01
-8.84E-01
-8.84E-01
-8.84E-01
-8.04E-01
-8.84E-01
-7.24E-01
-7.24E-01
-8.04E-01
-7.24E-01
-7.24E-01
-6.43E-01
-7.24E-01
-6.43E-01
-6.43E-01
-6.43E-01
-6.43E-01
-6.43E-01
-5.63E-01
-5.63E-01
-5.63E-01
-4.82E-01
-4.02E-01
-4.82E-01
-4.02E-01
-4.02E-01
-4.82E-01
-4.02E-01
-4.02E-01
-4.02E-01
-4.02E-01
-4.02E-01
-3.22E-01
-3.22E-01
-2.41E-01
-3.22E-01
-4.02E-01
-3.22E-01
-3.22E-01
-2.41E-01
-1.61E-01
-1.61E-01
-1.61E-01
-2.41E-01
0.00E+00
-8.04E-02
-8.04E-02
-8.04E-02
-8.04E-02
-8.04E-02
-8.04E-02
0.00E+00
0.00E+00
0.00E+00
0.00E+00
0.00E+00
0.00E+00
0.00E+00
0.00E+00
0.00E+00
0.00E+00
0.00E+00
0.00E+00
8.04E-02
0.00E+00
8.04E-02
0.00E+00
0.00E+00
0.00E+00
0.00E+00
0.00E+00
0.00E+00
8.04E-02
8.04E-02
0.00E+00
0.00E+00
8.04E-02
8.04E-02
8.04E-02
8.04E-02
0.00E+00
0.00E+00
8.04E-02
1.61E-01
0.00E+00
8.04E-02
8.04E-02
0.00E+00
8.04E-02
0.00E+00
0.00E+00
0.00E+00
8.04E-02
8.04E-02
0.00E+00
8.04E-02
8.04E-02
8.04E-02
0.00E+00
0.00E+00
8.04E-02
8.04E-02
0.00E+00
0.00E+00
0.00E+00
8.04E-02
0.00E+00
8.04E-02
8.04E-02
8.04E-02
8.04E-02
8.04E-02
8.04E-02
8.04E-02
8.04E-02
1.61E-01
8.04E-02
8.04E-02
8.04E-02
8.04E-02
8.04E-02
1.61E-01
1.61E-01
8.04E-02
8.04E-02
8.04E-02
8.04E-02
1.61E-01
8.04E-02
1.61E-01
8.04E-02
0.00E+00
8.04E-02
8.04E-02
8.04E-02
8.04E-02
1.61E-01
8.04E-02
8.04E-02
8.04E-02
0.00E+00
8.04E-02
8.04E-02
1.61E-01
8.04E-02
8.04E-02
8.04E-02
8.04E-02
8.04E-02
8.04E-02
8.04E-02
1.61E-01
8.04E-02
8.04E-02
8.04E-02
8.04E-02
8.04E-02
0.00E+00
1.61E-01
1.61E-01
8.04E-02
8.04E-02
8.04E-02
8.04E-02
1.61E-01
8.04E-02
8.04E-02
1.61E-01
8.04E-02
8.04E-02
8.04E-02
8.04E-02
0.00E+00
8.04E-02
8.04E-02
1.61E-01
1.61E-01
0.00E+00
8.04E-02
1.61E-01
1.61E-01
8.04E-02
8.04E-02
1.61E-01
8.04E-02
1.61E-01
8.04E-02
8.04E-02
1.61E-01
8.04E-02
8.04E-02
0.00E+00
8.04E-02
8.04E-02
8.04E-02
8.04E-02
1.61E-01
8.04E-02
0.00E+00
8.04E-02
8.04E-02
1.61E-01
1.61E-01
8.04E-02
8.04E-02
8.04E-02
8.04E-02
8.04E-02
1.61E-01
1.61E-01
8.04E-02
8.04E-02
8.04E-02
1.61E-01
8.04E-02
8.04E-02
8.04E-02
1.61E-01
8.04E-02
0.00E+00
8.04E-02
8.04E-02
8.04E-02
8.04E-02
1.61E-01
1.61E-01
8.04E-02
8.04E-02
1.61E-01
8.04E-02
8.04E-02
8.04E-02
8.04E-02
8.04E-02
1.61E-01
1.61E-01
8.04E-02
1.61E-01
8.04E-02
8.04E-02
8.04E-02
8.04E-02
8.04E-02
1.61E-01
1.61E-01
8.04E-02
8.04E-02
8.04E-02
8.04E-02
8.04E-02
8.04E-02
8.04E-02
1.61E-01
8.04E-02
1.61E-01
8.04E-02
1.61E-01
8.04E-02
8.04E-02
8.04E-02
8.04E-02
8.04E-02
1.61E-01
1.61E-01
1.61E-01
1.61E-01
1.61E-01
8.04E-02
0.00E+00
1.61E-01
1.61E-01
1.61E-01
8.04E-02
8.04E-02
1.61E-01
8.04E-02
8.04E-02
1.61E-01
1.61E-01
1.61E-01
1.61E-01
8.04E-02
8.04E-02
1.61E-01
8.04E-02
1.61E-01
8.04E-02
1.61E-01
1.61E-01
8.04E-02
1.61E-01
8.04E-02
8.04E-02
8.04E-02
1.61E-01
1.61E-01
8.04E-02
8.04E-02
1.61E-01
8.04E-02
1.61E-01
8.04E-02
1.61E-01
1.61E-01
1.61E-01
1.61E-01
8.04E-02
1.61E-01
8.04E-02
8.04E-02
8.04E-02
1.61E-01
8.04E-02
8.04E-02
8.04E-02
1.61E-01
1.61E-01
1.61E-01
8.04E-02
8.04E-02
8.04E-02
2.41E-01
8.04E-02
8.04E-02
1.61E-01
1.61E-01
8.04E-02
8.04E-02
8.04E-02
1.61E-01
1.61E-01
8.04E-02
1.61E-01
1.61E-01
8.04E-02
8.04E-02
1.61E-01
8.04E-02
0.00E+00
8.04E-02
8.04E-02
1.61E-01
8.04E-02
1.61E-01
1.61E-01
8.04E-02
8.04E-02
8.04E-02
1.61E-01
8.04E-02
8.04E-02
1.61E-01
8.04E-02
1.61E-01
8.04E-02
8.04E-02
8.04E-02
8.04E-02
1.61E-01
8.04E-02
1.61E-01
8.04E-02
1.61E-01
8.04E-02
1.61E-01
8.04E-02
1.61E-01
8.04E-02
1.61E-01
8.04E-02
2.41E-01
8.04E-02
1.61E-01
1.61E-01
8.04E-02
8.04E-02
8.04E-02
8.04E-02
8.04E-02
8.04E-02
1.61E-01
1.61E-01
8.04E-02
8.04E-02
8.04E-02
8.04E-02
8.04E-02
1.61E-01
8.04E-02
1.61E-01
8.04E-02
8.04E-02
1.61E-01
1.61E-01
8.04E-02
1.61E-01
1.61E-01
1.61E-01
8.04E-02
8.04E-02
1.61E-01
8.04E-02
8.04E-02
1.61E-01
8.04E-02
1.61E-01
1.61E-01
1.61E-01
1.61E-01
8.04E-02
8.04E-02
0.00E+00
8.04E-02
8.04E-02
8.04E-02
1.61E-01
1.61E-01
8.04E-02
8.04E-02
8.04E-02
8.04E-02
8.04E-02
0.00E+00
8.04E-02
1.61E-01
8.04E-02
8.04E-02
8.04E-02
1.61E-01
0.00E+00
8.04E-02
1.61E-01
8.04E-02
8.04E-02
8.04E-02
8.04E-02
8.04E-02
1.61E-01
8.04E-02
1.61E-01
1.61E-01
8.04E-02
1.61E-01
8.04E-02
8.04E-02
8.04E-02
8.04E-02
8.04E-02
8.04E-02
8.04E-02
1.61E-01
8.04E-02
1.61E-01
8.04E-02
1.61E-01
8.04E-02
8.04E-02
8.04E-02
8.04E-02
0.00E+00
8.04E-02
8.04E-02
8.04E-02
8.04E-02
1.61E-01
8.04E-02
8.04E-02
0.00E+00
0.00E+00
8.04E-02
8.04E-02
8.04E-02
8.04E-02
8.04E-02
0.00E+00
8.04E-02
8.04E-02
1.61E-01
8.04E-02
8.04E-02
8.04E-02
0.00E+00
8.04E-02
8.04E-02
8.04E-02
8.04E-02
0.00E+00
8.04E-02
0.00E+00
8.04E-02
0.00E+00
0.00E+00
0.00E+00
8.04E-02
8.04E-02
8.04E-02
8.04E-02
8.04E-02
0.00E+00
8.04E-02
8.04E-02
8.04E-02
0.00E+00
0.00E+00
0.00E+00
0.00E+00
8.04E-02
0.00E+00
0.00E+00
8.04E-02
8.04E-02
8.04E-02
0.00E+00
0.00E+00
0.00E+00
8.04E-02
8.04E-02
8.04E-02
0.00E+00
8.04E-02
8.04E-02
8.04E-02
8.04E-02
8.04E-02
8.04E-02
0.00E+00
0.00E+00
0.00E+00
-8.04E-02
0.00E+00
0.00E+00
0.00E+00
0.00E+00
8.04E-02
0.00E+00
0.00E+00
0.00E+00
-8.04E-02
-8.04E-02
0.00E+00
-8.04E-02
0.00E+00
0.00E+00
0.00E+00
-1.61E-01
0.00E+00
-8.04E-02
0.00E+00
-1.61E-01
-8.04E-02
-8.04E-02
-1.61E-01
-1.61E-01
-1.61E-01
-1.61E-01
-1.61E-01
-2.41E-01
-2.41E-01
-2.41E-01
-2.41E-01
-3.22E-01
-4.02E-01
-3.22E-01
-3.22E-01
-3.22E-01
-4.02E-01
-4.02E-01
-4.02E-01
-4.02E-01
-4.02E-01
-4.02E-01
-5.63E-01
-4.82E-01
-5.63E-01
-5.63E-01
-6.43E-01
-5.63E-01
-5.63E-01
-6.43E-01
-5.63E-01
-6.43E-01
-6.43E-01
-7.24E-01
-7.24E-01
-6.43E-01
-7.24E-01
-7.24E-01
-8.04E-01
-8.04E-01
-7.24E-01
-8.84E-01
-8.04E-01
-8.04E-01
-8.04E-01
-9.65E-01
-8.84E-01
-8.84E-01
-9.65E-01
-1.05E+00
-9.65E-01
-1.05E+00
-1.05E+00
-1.05E+00
-1.05E+00
-9.65E-01
-1.13E+00
-1.21E+00
-1.05E+00
-1.13E+00
-1.13E+00
-1.13E+00
-1.21E+00
-1.21E+00
-1.21E+00
-1.29E+00
-1.29E+00
-1.29E+00
-1.29E+00
-1.37E+00
-1.29E+00
-1.37E+00
-1.37E+00
-1.37E+00
-1.37E+00
-1.45E+00
-1.45E+00
-1.37E+00
-1.45E+00
-1.45E+00
-1.53E+00
-1.53E+00
-1.53E+00
-1.53E+00
-1.61E+00
-1.61E+00
-1.61E+00
-1.61E+00
-1.69E+00
-1.61E+00
-1.69E+00
-1.69E+00
-1.69E+00
-1.69E+00
-1.77E+00
-1.77E+00
-1.85E+00
-1.77E+00
-1.77E+00
-1.77E+00
-1.85E+00
-1.85E+00
-1.77E+00
-1.93E+00
-1.85E+00
-1.85E+00
-1.93E+00
-1.93E+00
-1.93E+00
-1.93E+00
-1.93E+00
-1.93E+00
-2.01E+00
-2.01E+00
-2.09E+00
-2.09E+00
-2.01E+00
-2.09E+00
-2.09E+00
-2.09E+00
-2.09E+00
-2.17E+00
-2.17E+00
-2.17E+00
-2.25E+00
-2.17E+00
-2.25E+00
-2.25E+00
-2.25E+00
-2.17E+00
-2.17E+00
-2.25E+00
-2.25E+00
-2.25E+00
-2.25E+00
-2.25E+00
-2.33E+00
-2.33E+00
-2.33E+00
-2.33E+00
-2.41E+00
-2.41E+00
-2.33E+00
-2.41E+00
-2.33E+00
-2.49E+00
-2.41E+00
-2.41E+00
-2.41E+00
-2.49E+00
-2.49E+00
-2.57E+00
-2.49E+00
-2.41E+00
-2.49E+00
-2.57E+00
-2.57E+00
-2.49E+00
-2.57E+00
-2.49E+00
-2.57E+00
-2.57E+00
-2.57E+00
-2.57E+00
-2.65E+00
-2.65E+00
-2.73E+00
-2.65E+00
-2.65E+00
-2.65E+00
-2.65E+00
-2.65E+00
-2.73E+00
-2.81E+00
-2.65E+00
-2.65E+00
-2.73E+00
-2.73E+00
-2.81E+00
-2.73E+00
-2.81E+00
-2.89E+00
-2.73E+00
-2.73E+00
-2.73E+00
-2.81E+00
-2.73E+00
-2.81E+00
-2.81E+00
-2.81E+00
-2.81E+00
-2.81E+00
-2.81E+00
-2.81E+00
-2.81E+00
-2.81E+00
-2.81E+00
-2.81E+00
-2.89E+00
-2.89E+00
-2.81E+00
-2.89E+00
-2.89E+00
-2.89E+00
-2.97E+00
-2.89E+00
-2.89E+00
-2.89E+00
-2.97E+00
-2.97E+00
-2.97E+00
-2.97E+00
-2.97E+00
-2.89E+00
-2.97E+00
-2.89E+00
-2.89E+00
-2.97E+00
-2.89E+00
-2.97E+00
-3.06E+00
-2.97E+00
-3.06E+00
-2.97E+00
-2.97E+00
-2.97E+00
-2.97E+00
-3.06E+00
-2.97E+00
-3.06E+00
-3.06E+00
-2.97E+00
-2.97E+00
-2.97E+00
-3.06E+00
-3.06E+00
-2.97E+00
-2.97E+00
-2.97E+00
-2.97E+00
-3.06E+00
-3.06E+00
-2.97E+00
-3.06E+00
-3.06E+00
-2.97E+00
-3.06E+00
-2.97E+00
-2.97E+00
-3.06E+00
-2.97E+00
-3.06E+00
-3.06E+00
-3.06E+00
-3.06E+00
-3.06E+00
-2.97E+00
-3.06E+00
-3.06E+00
-2.97E+00
-3.06E+00
-2.97E+00
-3.06E+00
-2.97E+00
-3.06E+00
-2.97E+00
-2.97E+00
-2.97E+00
-2.97E+00
-2.97E+00
-2.97E+00
-2.97E+00
-2.97E+00
-2.97E+00
-2.89E+00
-2.97E+00
-2.97E+00
-2.89E+00
-2.97E+00
-2.97E+00
-2.97E+00
-3.06E+00
-2.97E+00
-2.89E+00
-2.89E+00
-2.89E+00
-2.97E+00
-2.89E+00
-2.89E+00
-2.89E+00
-2.89E+00
-2.97E+00
-2.89E+00
-2.89E+00
-2.89E+00
-2.89E+00
-2.81E+00
-2.89E+00
-2.89E+00
-2.97E+00
-2.89E+00
-2.89E+00
-2.81E+00
-2.89E+00
-2.89E+00
-2.89E+00
-2.81E+00
-2.81E+00
-2.81E+00
-2.73E+00
-2.81E+00
-2.81E+00
-2.81E+00
-2.81E+00
-2.81E+00
-2.89E+00
-2.73E+00
-2.73E+00
-2.81E+00
-2.65E+00
-2.81E+00
-2.65E+00
-2.73E+00
-2.73E+00
-2.73E+00
-2.65E+00
-2.73E+00
-2.65E+00
-2.65E+00
-2.65E+00
-2.57E+00
-2.65E+00
-2.57E+00
-2.57E+00
-2.57E+00
-2.57E+00
-2.57E+00
-2.57E+00
-2.65E+00
-2.57E+00
-2.57E+00
-2.57E+00
-2.57E+00
-2.49E+00
-2.57E+00
-2.57E+00
-2.49E+00
-2.41E+00
-2.49E+00
-2.49E+00
-2.41E+00
-2.41E+00
-2.33E+00
-2.41E+00
-2.41E+00
-2.41E+00
-2.33E+00
-2.33E+00
-2.33E+00
-2.41E+00
-2.33E+00
-2.33E+00
-2.25E+00
-2.33E+00
-2.33E+00
-2.25E+00
-2.25E+00
-2.25E+00
-2.25E+00
-2.17E+00
-2.17E+00
-2.17E+00
-2.17E+00
-2.17E+00
-2.09E+00
-2.17E+00
-2.09E+00
-2.09E+00
-2.17E+00
-2.09E+00
-2.17E+00
-2.09E+00
-2.01E+00
-2.01E+00
-2.09E+00
-2.01E+00
-2.01E+00
-2.01E+00
-2.01E+00
-2.01E+00
-1.93E+00
-1.85E+00
-1.85E+00
-1.85E+00
-1.85E+00
-1.85E+00
-1.85E+00
-1.85E+00
-1.85E+00
-1.85E+00
-1.77E+00
-1.69E+00
-1.77E+00
-1.69E+00
-1.77E+00
-1.69E+00
-1.69E+00
-1.69E+00
-1.61E+00
-1.61E+00
-1.69E+00
-1.61E+00
-1.53E+00
-1.53E+00
-1.53E+00
-1.53E+00
-1.53E+00
-1.53E+00
-1.45E+00
-1.45E+00
-1.45E+00
-1.45E+00
-1.45E+00
-1.45E+00
-1.37E+00
-1.37E+00
-1.29E+00
-1.29E+00
-1.37E+00
-1.29E+00
-1.29E+00
-1.29E+00
-1.21E+00
-1.21E+00
-1.13E+00
-1.21E+00
-1.21E+00
-1.21E+00
-1.13E+00
-1.21E+00
-1.13E+00
-1.13E+00
-1.05E+00
-1.13E+00
-1.05E+00
-1.05E+00
-9.65E-01
-9.65E-01
-9.65E-01
-1.05E+00
-9.65E-01
-8.84E-01
-8.04E-01
-8.84E-01
-8.84E-01
-8.84E-01
-8.84E-01
-8.04E-01
-8.04E-01
-7.24E-01
-7.24E-01
-7.24E-01
-6.43E-01
-6.43E-01
-7.24E-01
-6.43E-01
-6.43E-01
-5.63E-01
-5.63E-01
-6.43E-01
-5.63E-01
-4.82E-01
-5.63E-01
-4.82E-01
-5.63E-01
-4.02E-01
-4.82E-01
-3.22E-01
-4.82E-01
-4.02E-01
-4.02E-01
-4.02E-01
-4.02E-01
-2.41E-01
-3.22E-01
-2.41E-01
-2.41E-01
-2.41E-01
-2.41E-01
-2.41E-01
-1.61E-01
-1.61E-01
-8.04E-02
-1.61E-01
-1.61E-01
-1.61E-01
-1.61E-01
-8.04E-02
-1.61E-01
-8.04E-02
0.00E+00
0.00E+00];

%scatter(x,y,'filled')
%hold on
%scatter(x,y,'filled')
plot(t,x)
hold on
plot(t,y)
grid on
xlabel('Voltaje (V)') 
ylabel('Corriente (A)')

%xticks([0 0.45 0.5 0.55 0.6 0.65 0.7 0.75 0.8 1])
%xticklabels({'0','0.45','0.5','0.55','0.6','0.65','0.7','0.75','0.8','1'})
%yticks([0  0.0015 0.006 0.019 0.038 0.06])
